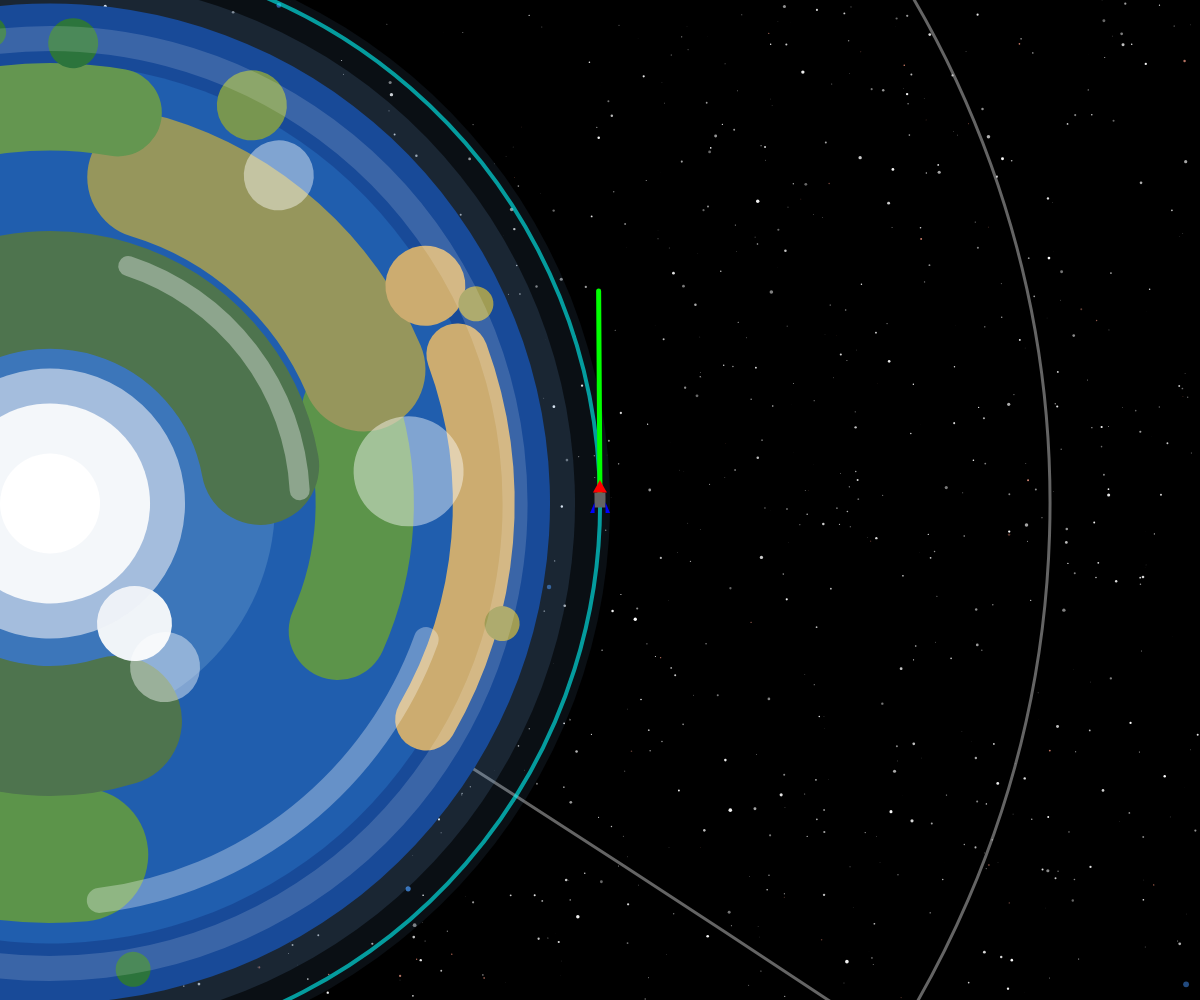
Frame 1 (no input)
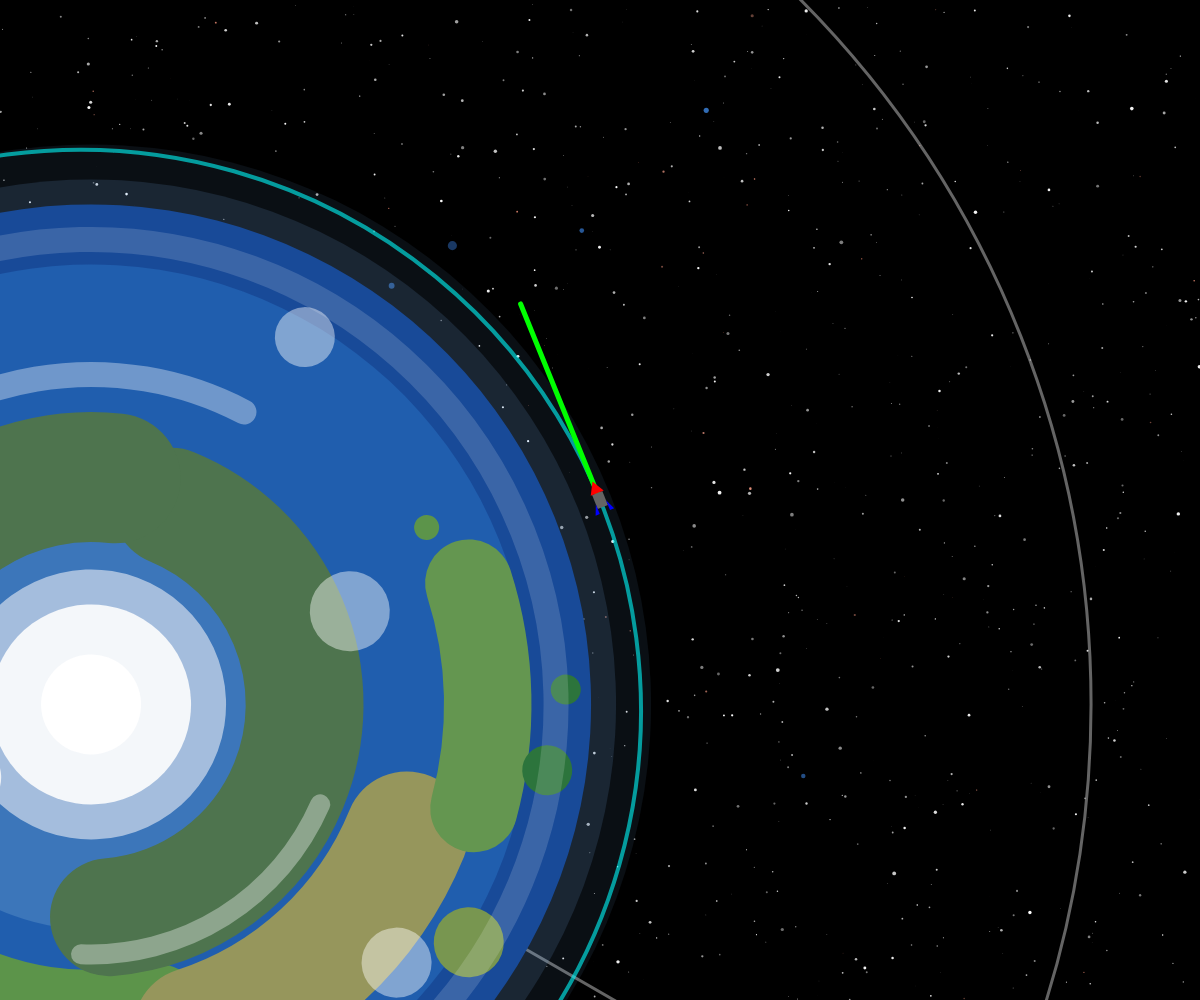
Frame 60 (no input)
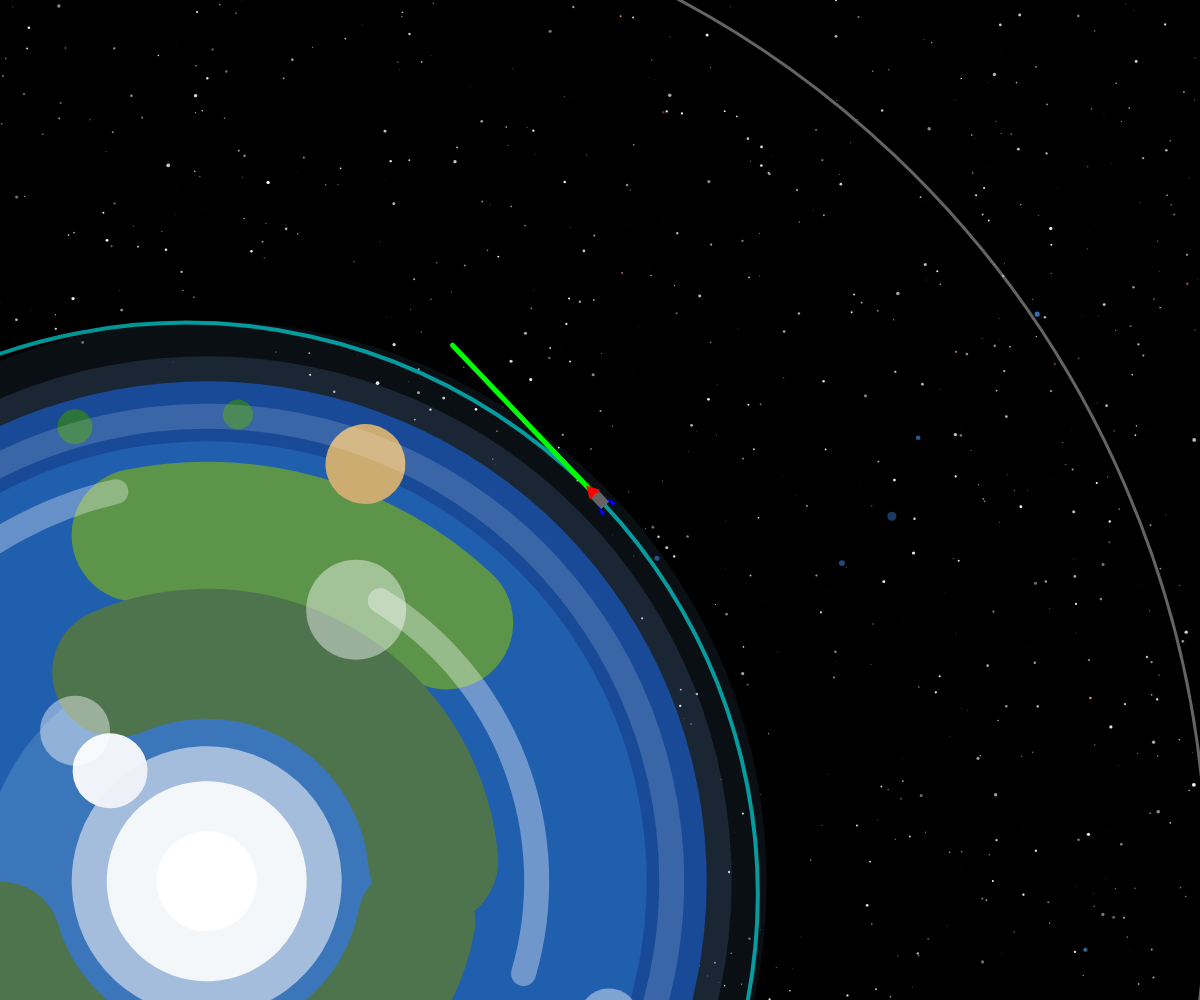
Frame 120 (the mouse pressed at the canvas centre since frame 60)

The p5.js sketch that drew these frames (run headless with seeded random() and noise() and a simulated clock; from frame 60 on, the mouse is pressed at the canvas centre):

// p5.js sketch
// ── sketch.js
/**
 * Width of the canvas
 */
var SCREEN_WIDTH;
/**
 * Height of the canvas
 */
var SCREEN_HEIGHT;
/**
 * Instance of the planet (3D) part of the experience
 */
var planetInstance;
/**
 * If the player is in the space (2D) part and not the planet (3D) part
 */
var isSpace;
/**
 * Instance of the space (2D) part of the experience
 */
var spaceInstance;

/**
 * Class representing the space (2D) part of the experience
 */
class Space {
    /**
     * Constant representing the acceleration per second squared
     */
    MOVE_ACCELERATION;
    /**
     * Constant representing radians pers second squared
     */
    ROTATION_ACCELERATION;
    /**
     * Constant representing rotation kept per second
     */
    ROTATION_DAMPENING

    /**
     * Vector2D containing the position of the camera
     */
    camPos;
    /**
     * number representing the zoom level
     */
    scale;
    /**
     * Array containing all the objects in the world
     */
    objects;

    /**
     * Index of the object that the player is probably most obviously orbiting around
     */
    parentIndex;
    /**
     * Index of the player
     */
    playerIndex;

    /**
     * Creates an instance of the space portion
     * @param {number} orbitBody Body to start the player orbiting. Equal to the index minus one
     */
    constructor(orbitBody) {
        this.MOVE_ACCELERATION = 5;
        this.ROTATION_ACCELERATION = 2.5;
        this.ROTATION_DAMPENING = 0.3;
        this.camPos = new Vector2D(0, 0);
        this.scale = 1;
        this.state = 0;

        let sun =     new Body(0,   null,               0,     0,  0);
        let mercury = new Body(1,    sun, 0.8252 * TWO_PI, 15000,  1);
        let venus =   new Body(2,    sun, 0.4291 * TWO_PI, 20000,  1);
        let earth =   new Body(3,    sun, 0.1623 * TWO_PI, 26000,  1);
        let moon =    new Body(4,  earth, 0.4649 * TWO_PI,  1000,  1);
        let mars =    new Body(5,    sun, 0.6229 * TWO_PI, 33000,  1);
        let jupiter = new Body(6,    sun, 0.0167 * TWO_PI, 48000,  1);
        let saturn =  new Body(7,    sun, 0.8520 * TWO_PI, 64000,  1);
        let uranus =  new Body(8,    sun, 0.9198 * TWO_PI, 81000,  1);
        let neptune = new Body(9,    sun, 0.2881 * TWO_PI, 98000,  1);

        this.objects = [null, sun, mercury, venus, earth, moon, mars, jupiter, saturn, uranus, neptune];
        
        
        this.playerIndex = 0;
        this.parentIndex = 1;

        this.teleportPlayer(orbitBody + 1);
    }

    /**
     * Teleports the player into an orbit around the selected body
     * @param {number} objectIndex Index of the body to teleport to
     */
    teleportPlayer(objectIndex) {
        this.objects[this.playerIndex] = new Player(this.objects[objectIndex], 0, this.objects[objectIndex].getRadius() + 50, 1);
    }
    
    /**
     * Updates the scale
     * @param {number} scrollDistance Distance scrolled
     * @param {number} delta Time it took the last frame
     */
    updateScale(scrollDistance, delta) {
        this.scale = min(this.scale * pow(2, scrollDistance * delta * -0.1), 10);
    }

    /**
     * Displays the orbital path of the orbiter around the orbited. This function is just alot of math
     * @param {Body} orbiter Satellite orbiting
     * @param {Body} orbited Body the sattelite is orbiting around
     * @param {number} lineWidth Line width of the orbit display
     * @param {Color} color Color of the orbit display
     */
    displayOrbit(orbiter, orbited, lineWidth, color) {
        noFill();
        color.setStroke();
        strokeWeight(lineWidth);
        let sgp = orbited.mass; // Standard Gravitiational Parameter
        let isgp = 1 / sgp; // Inverse Standard Gravitiational Parameter
        let seperationVec = new Vector2D(orbiter.pos.x - orbited.pos.x, orbiter.pos.y - orbited.pos.y);
        let relativeVelocityVec = orbiter.vel.copy().sub(orbited.vel);
        let relativeVelocityMagnitude = relativeVelocityVec.magnitude();
        let seperationInverseMagnitude = 1 / seperationVec.magnitude();
        let semiMajorAxis = 1 / (2 * seperationInverseMagnitude - relativeVelocityMagnitude * relativeVelocityMagnitude * isgp);
        if (semiMajorAxis > 0) { // Is in orbit
            let specificRelativeAngularMomentum = seperationVec.x * relativeVelocityVec.y - seperationVec.y * relativeVelocityVec.x;
            let semiMinorAxis = sqrt(specificRelativeAngularMomentum * specificRelativeAngularMomentum * semiMajorAxis * isgp);
            let eccentricityVec = new Vector2D(relativeVelocityVec.y * specificRelativeAngularMomentum * isgp - seperationVec.x * seperationInverseMagnitude, 
                                          -1 * relativeVelocityVec.x * specificRelativeAngularMomentum * isgp - seperationVec.y * seperationInverseMagnitude);
            let orbitalAngle = atan2(-1 * eccentricityVec.y, eccentricityVec.x);
            let eccentricity = eccentricityVec.magnitude();
            let focusOffset = -1 * semiMajorAxis * eccentricity;
            
            push();
            translate(orbited.pos.x, -orbited.pos.y);
            rotate(orbitalAngle);
            translate(focusOffset, 0);
            ellipse(0, 0, 2 * semiMajorAxis, 2 * semiMinorAxis);
            pop();
        } else {
            line(orbiter.pos.x, -orbiter.pos.y, orbiter.pos.x + orbiter.vel.x * 100, -orbiter.pos.y - orbiter.vel.y * 100); // I hope that 100 is large enough
        }
    }

    /**
     * Handles player movement and updates all objects
     * @param {number} delta Time it took the last frame
     */
    process(delta) {
        if (keyIsDown('Slash')) {
            if (keyIsDown('Digit0')) {
                this.teleportPlayer(1);
            } else if (keyIsDown('Digit1')) {
                this.teleportPlayer(2);
            } else if (keyIsDown('Digit2')) {
                this.teleportPlayer(3);
            } else if (keyIsDown('Digit3')) {
                this.teleportPlayer(4);
            } else if (keyIsDown('Digit4')) {
                this.teleportPlayer(5);
            } else if (keyIsDown('Digit5')) {
                this.teleportPlayer(6);
            } else if (keyIsDown('Digit6')) {
                this.teleportPlayer(7);
            } else if (keyIsDown('Digit7')) {
                this.teleportPlayer(8);
            } else if (keyIsDown('Digit8')) {
                this.teleportPlayer(9);
            } else if (keyIsDown('Digit9')) {
                this.teleportPlayer(10);
            }
        }
        
        let player = this.objects[this.playerIndex];
        if (keyIsDown('KeyW')) {
            player.vel.x += this.MOVE_ACCELERATION * delta * cos(player.angle);
            player.vel.y += this.MOVE_ACCELERATION * delta * sin(player.angle);
        }
        if (keyIsDown('KeyS')) {
            player.vel.x -= this.MOVE_ACCELERATION * delta * cos(player.angle);
            player.vel.y -= this.MOVE_ACCELERATION * delta * sin(player.angle);
        }
        if (keyIsDown('KeyA')) {
            player.rotVel += this.ROTATION_ACCELERATION * delta;
        }
        if (keyIsDown('KeyD')) {
            player.rotVel -= this.ROTATION_ACCELERATION * delta;
        }
        if (keyIsDown('Space')) {
            player.rotVel = player.rotVel * pow(this.ROTATION_DAMPENING, delta);
        }

        let prevVel = player.vel.copy();

        let maxPull = null;
        for (let i = this.playerIndex + 1; i < this.objects.length; i++) {
            let pull = player.addGravitationalPull(this.objects[i], delta);

            if (maxPull == null || pull > maxPull) {
                maxPull = pull;
                this.parentIndex = i;
            }
        }

        for (let i = 0; i < this.objects.length; i++) {
            this.objects[i].tick(delta);
        }

        let parent = this.objects[this.parentIndex];
        
        if (player.pos.copy().sub(parent.pos).magnitude() < parent.getRadius() + 10) {
            planetInstance = new Planet(90, this.parentIndex - 1);
            isSpace = false;
            this.teleportPlayer(this.parentIndex);
        }

        let currVel = player.vel.copy().sub(parent.vel);

        prevVel.sub(parent.prevVel);

        let prevAngle = atan2(prevVel.y, prevVel.x);
        let currAngle = atan2(currVel.y, currVel.x);

        player.angle += currAngle - prevAngle;

    }

    /**
     * Draws stars to the screen. This could do with a rewrite but I don't want to touch it
     * @param {num} numStars Number of stars generated (not all are always shown)
     * @param {Vector2D} screenCenter Vector representing the center of the screen
     */
    drawStars(numStars, screenCenter) {
        noStroke();
        randomSeed(0);

        for (let i = 0; i < numStars; i++) {
            let paralax = random(0.01, 0.4)
            let brightness = random(100,255);
            let temp = (min(random(), random()) + min(random(), random())) * 0.5;
            let size = random(2, 4);
            
            if (size > 4 - 2 * this.scale * this.scale) {
                if (temp < 0.1) {
                    fill(brightness * (0.8 + temp) , brightness * (0.4 + temp * 1.8), brightness * (0.3 + temp * 2));
                    size *= temp * 10;
                } else if (temp < 0.8) {
                    fill(brightness);
                } else {
                    fill(brightness * (0.6 - temp * 0.4) , brightness * (1 - temp * 0.5), brightness * (0.8 + temp * 0.2));
                    size *= temp + 2;
                }
                size *= paralax * 2.5;

                let x = (random(0, SCREEN_WIDTH) - this.camPos.x * paralax) % SCREEN_WIDTH - screenCenter.x;
                let y = (random(0, SCREEN_HEIGHT) + this.camPos.y * paralax) % SCREEN_HEIGHT - screenCenter.y;
                let v = 1 / this.scale;
                for (let j = floor(v * -0.5); j <= ceil(v * 0.5) + 1; j++) {
                    if (abs((x + SCREEN_WIDTH * j) * this.scale) < SCREEN_WIDTH * 0.5) {
                        for (let k = floor(v * -0.5); k <= ceil(v * 0.5) + 1; k++) {
                            if (abs((y + SCREEN_HEIGHT * k) * this.scale) < SCREEN_HEIGHT * 0.5) {
                                circle((x + j * SCREEN_WIDTH) * this.scale + screenCenter.x, (y + k * SCREEN_HEIGHT) * this.scale + screenCenter.y, size * this.scale);
                            }
                        }
                    }
                }
            } else {
                random();
                random();
            }
        }
    }

    /**
     * Draws all the celestial bodies
     */
    drawObjects() {
        for (let i = this.objects.length - 1; i > 0; i--) {
            this.objects[i].display();
        }
    }

    /**
     * Does one fram of the game
     * @param {number} delta Time it took the last frame
     * @param {Vector2D} screenCenter Vector representing the center of the screen
     * @param {number} numStars Number of stars to generate (not all are always shown)
     */
    run(delta, screenCenter, numStars) {
        background(0);

        this.process(delta);

        this.camPos = this.objects[this.playerIndex].pos;

        this.drawStars(numStars, screenCenter);

        push();
        translate(screenCenter.x, screenCenter.y);
        scale(this.scale);
        translate(-this.camPos.x, this.camPos.y);

        for (let i = 2; i < this.objects.length; i++) {
            this.displayOrbit(this.objects[i], this.objects[i].parent, 3 / sqrt(this.scale), new Color(255, 255, 255, 100));
        }
        
        this.drawObjects();
        
        this.displayOrbit(this.objects[this.playerIndex], this.objects[this.parentIndex], 4 / sqrt(this.scale), new Color(0, 255, 255, 150));
      
        this.objects[0].display(this.objects[this.parentIndex], 5 / sqrt(this.scale));
        pop();
        
    }
}

/**
 * Class representing a player in the space (2D) part of the experience
 */
class Player {
    /**
     * Position of the player
     */
    pos;
    /**
     * Velocity of the player
     */
    vel;
    /**
     * Angle the player is facing
     */
    angle;
    /**
     * Rotational velocity of the player
     */
    rotVel;
    /**
     * Mass of the player
     */
    mass;
    /**
     * Creates a new player
     * @param {Body} parent Body that the player starts out orbiting
     * @param {number} startAngle Angle of the orbit that the player starts at
     * @param {number} dist Distance to orbit the body
     * @param {number} dir Direction to orbit (1 for counter-clockwise, -1 for clockwise)
     */
    constructor(parent, startAngle, dist, dir) {
        this.mass = 2;

        this.pos = new Vector2D(cos(startAngle), sin(startAngle));
        this.vel = new Vector2D(-this.pos.y, this.pos.x); // Rotate pos by 90 degrees
        this.pos.mult(dist).add(parent.pos);

        let oribitalVelocity = sqrt(parent.mass / abs(this.pos.copy().sub(parent.pos).magnitude()));
        this.vel.mult(oribitalVelocity * dir).add(parent.vel);

        this.angle = startAngle + PI / 2 * dir;
        this.rotVel = 0;
    }

    /**
     * Does a physics tick
     * @param {number} delta Time it took the last frame
     */
    tick(delta) {
        this.pos.add(this.vel.copy().mult(delta));
        this.angle += this.rotVel * delta;
    }

    /**
     * Draws the player and velocity vector to the screen
     * @param {Body} parent Body the player is orbiting
     * @param {number} lineWidth Width of the velocity line
     */
    display(parent, lineWidth) {
        push();
        translate(this.pos.x, -this.pos.y);
        let relVel = this.vel.copy().sub(parent.vel).mult(2);
        stroke(0, 255, 0);
        strokeWeight(lineWidth);
        line(0, 0, relVel.x, -relVel.y)
        rotate(-this.angle);

        rectMode(CENTER);
        fill(100);
        noStroke();
        rect(0, 0, 15, 11);

        fill(255, 0, 0);
        triangle(7.5, -7, 7.5, 7, 20, 0);

        fill(0, 0, 255);
        triangle(-2.5, 5.5, -13, 5.5, -13, 10);
        triangle(-2.5, -5.5, -13, -5.5, -13, -10);

        // fill(0, 255, 255);
        // rect(2, 0, 3)

        // fill(200);
        // rect(-4.5, 0, 6, 3)

        pop();
    }

    /**
     * Adds the pull felt on the player by the input body
     * @param {Body} object Body that is applying the force
     * @param {number} delta Time it took the last frame
     * @returns A number where the maximum is probably the best option for what body the player is orbiting (force / distance)
     */
    addGravitationalPull(object, delta) {
        let seperation = this.pos.copy().sub(object.pos);
        let inverseMagnitude = 1 / seperation.magnitude();
        seperation.mult(inverseMagnitude); // Normalize
        let force = this.mass * object.mass * inverseMagnitude * inverseMagnitude;

        this.vel.sub(seperation.mult(force / this.mass * delta));
        
        return force * inverseMagnitude;
    }
}

/**
 * Class representing a celestial body in the space (2D) part of the experience
 */
class Body {
    /**
     * Position of the body
     */
    pos;
    /**
     * Velocity vector of the body
     */
    vel;
    /**
     * Angle of the current position of the orbit
     */
    orbitalAngle;
    /**
     * Distance between this and its parent's center of mass
     */
    orbitDistance;
    /**
     * Radians roated per second
     */
    orbitSpeed;
    /**
     * Units moved per second
     */
    orbitalSpeed;
    /**
     * The celestial body represented as a number
     */
    bodyEnum;
    /**
     * The mass of the object
     */
    mass;
    /**
     * Object this body is orbiting, or null if it isn't orbiting anything
     */
    parent;

    /**
     * Angle the planet has rotated about it's north pole
     */
    angle;
    /**
     * Roatational velocity the planet has about it's north pole
     */
    rotVel;
    /**
     * The velocity in the previous tick
     */
    prevVel;

    /**
     * Creates a new celestial body
     * @param {number} bodyEnum Number representing the celestial body. 0-Sun 1-Mercury ... 3-Earth 4-Moon 5-Mars ... 9-Neptune
     * @param {Body} parent Body it is orbiting
     * @param {number} startAngle Angle that the body starts with relative to its parent
     * @param {number} dist Distance of the orbit
     * @param {number} dir Direction of the orbit (1 for counter-clockwise, -1 for clockwise)
     */
    constructor(bodyEnum, parent, startAngle, dist, dir) {
        this.bodyEnum = bodyEnum;
        this.parent = parent;
        this.orbitalAngle = startAngle;
        this.orbitDistance = dist;
        
        if (this.parent != null) {
            this.pos = new Vector2D(cos(this.orbitalAngle), sin(this.orbitalAngle)).mult(this.orbitDistance).add(this.parent.pos);
            this.orbitSpeed = dir * sqrt(this.parent.mass / (this.orbitDistance * this.orbitDistance * this.orbitDistance));
            this.orbitalSpeed = sqrt(this.parent.mass / abs(this.pos.copy().sub(this.parent.pos).magnitude())) * dir;
            this.vel = new Vector2D(-sin(this.orbitalAngle), cos(this.orbitalAngle)).mult(this.orbitalSpeed).add(this.parent.vel);
        } else {
            this.pos = new Vector2D(0, 0);
            this.vel = new Vector2D(0, 0);
            this.orbitSpeed = 0;
            this.orbitalSpeed = 0;
        }

        this.angle = startAngle + PI;
        this.prevVel = this.vel.copy();

        switch (this.bodyEnum) {
            case 0: 
                this.mass = 10000000000;
                this.rotVel = 0.35;
                break;
            case 1: 
                this.mass = 3000000;
                this.rotVel = this.orbitSpeed * 1.5;
                break;
            case 2: 
                this.mass = 6000000;
                this.rotVel = this.orbitSpeed * -0.924;
                break;
            case 3: 
                this.mass = 6001000;
                this.rotVel = this.orbitSpeed * 366.355;
                break;
            case 4: 
                this.mass = 1000000;
                this.rotVel = this.orbitSpeed;
                break;
            case 5: 
                this.mass = 4000000;
                this.rotVel = 8.55; // Lined up with earths rotation speed instead of its orbit speed
                break;
            case 6: 
                this.mass = 10000000;
                this.rotVel = this.orbitSpeed * 1791.7; // Not accurate
                break;
            case 7: 
                this.mass = 9000000;
                this.rotVel = 16.01; // Innacuratly lined up with jupiters rotation speed instead of its orbit speed
                break;
            case 8: 
                this.mass = 7000000;
                this.rotVel = -10.09;
                break;
            case 9: 
                this.mass = 7500000;
                this.rotVel = 10.46; // Innacuratly lined up with jupiters rotation speed instead of its orbit speed
                break;
        }

    }

    /**
     * Does a physics tick
     * @param {number} delta Time it took the last frame
     */
    tick(delta) {
        this.orbitalAngle += this.orbitSpeed * delta;
        this.pos = new Vector2D(cos(this.orbitalAngle), sin(this.orbitalAngle)).mult(this.orbitDistance);
        this.angle += this.rotVel * delta;
        if (this.parent != null) {
            this.pos.add(this.parent.pos);
            this.prevVel = this.vel;
            this.vel = new Vector2D(-sin(this.orbitalAngle), cos(this.orbitalAngle)).mult(this.orbitalSpeed).add(this.parent.vel);
        }
    }

    /**
     * Displays the body
     */
    display() {
        push();
        translate(this.pos.x, -this.pos.y);
        if (this.bodyEnum != 8) {
            rotate(-this.angle);
        }
        switch (this.bodyEnum) {
            case 0: 
                {
                    push();
                    const R  = 8700;     // ~2913
                    const px = 0;
                    const py = 0;

                    // ---------- Corona glow (3 circles) ----------
                    // Drawn first, so the disc sits on top.
                    // [diameter factor, alpha]
                    const corona = [
                        [1.40, 18],
                        [1.22, 26],
                        [1.08, 40],
                    ];
                    noStroke();
                    for (const c of corona) {
                        fill(255, 210, 110, c[1]);
                        circle(px, py, R * 2 * c[0]);
                    }

                    // ---------- Photosphere: concentric bands (5 circles) ----------
                    // Slightly deeper orange at the edge, brighter yellow toward the centre.
                    // [radius factor, r, g, b]  (largest first, so smaller ones draw on top)
                    const bands = [
                        [1.00, 246, 150,  40],
                        [0.92, 249, 168,  52],
                        [0.80, 251, 185,  66],
                        [0.62, 253, 202,  86],
                        [0.35, 254, 218, 110],
                    ];
                    noStroke();
                    for (const b of bands) {
                        fill(b[1], b[2], b[3]);
                        circle(px, py, R * 2 * b[0]);
                    }

                    // ---------- Convection swirls (31 arcs) ----------
                    // The frame already turns with the Sun at its equatorial rate, so each ring only needs
                    // the difference: -this.angle * (rel - 1), where rel is that ring's rotation rate
                    // divided by the equator's. Seen from above the pole, the equator is the rim, so
                    // inner rings lag behind outer ones. Adding the offset to the arc angles avoids
                    // a push/rotate/pop per arc. this.angle can be any size.
                    const diffScale = 1;   // 1 = real solar rotation profile, 2-3 = exaggerated, 0 = fixed to the surface
                    const drift     = 0;   // extra multiple of this.angle applied to every ring (e.g. 0.1 to make all swirls creep forward)

                    // [radius factor, thickness factor, number of arcs]
                    const swirlRings = [
                    [0.955, 0.035, 4],
                    [0.900, 0.040, 4],
                    [0.845, 0.040, 4],
                    [0.780, 0.045, 3],
                    [0.710, 0.045, 3],
                    [0.635, 0.045, 3],
                    [0.555, 0.045, 3],
                    [0.470, 0.040, 2],
                    [0.380, 0.040, 2],
                    [0.280, 0.035, 2],
                    [0.170, 0.030, 1],
                    ];
                    noFill();
                    strokeCap(ROUND);
                    for (let j = 0; j < swirlRings.length; j++) {
                    const rf = swirlRings[j][0];
                    const th = swirlRings[j][1];
                    const n  = swirlRings[j][2];

                    // Real solar rotation profile. In a pole-on view, sin^2(latitude) = 1 - rf^2.
                    const s2  = 1 - rf * rf;
                    const rel = (14.713 - 2.396 * s2 - 2.787 * s2 * s2) / 14.713;
                    const off = (-this.angle * ((rel - 1) * diffScale + drift)) % TWO_PI;

                    const slot = TWO_PI / n;                 // each arc gets its own slot, so arcs in a ring never overlap
                    strokeWeight(th * R);
                    for (let i = 0; i < n; i++) {
                        // deterministic pseudo-random values (no flicker between frames)
                        const seed = j * 20 + i;
                        let h2 = Math.sin(seed * 269.5 + 183.3) * 43758.5453; h2 -= Math.floor(h2);
                        let h1 = Math.sin(seed * 127.1 + 311.7) * 43758.5453; h1 -= Math.floor(h1);
                        let h3 = Math.sin(seed * 419.2 + 371.9) * 43758.5453; h3 -= Math.floor(h3);

                        const len   = slot * (0.35 + 0.45 * h2);          // arc length
                        const start = i * slot + (slot - len) * h1 + off; // position inside its slot

                        if ((i + j) % 2 === 0) stroke(255, 226, 130, (90 + 40 * h3) * 0.5);   // light
                        else                   stroke(205, 100,  28, (80 + 30 * h3) * 0.3);   // dark
                        arc(0, 0, rf * R * 2, rf * R * 2, start, start + len);
                    }
                    }

                    pop();
                    break;
                    }
            case 1: 
                {
                    push();
                    const R  = 250;            // planet radius (Mercury is ~0.042x Saturn's 1400)
                    const px = 0;
                    const py = 0;

                    // ---------- Planet base (1 circle) ----------
                    noStroke();
                    fill(138, 128, 118);
                    circle(px, py, R * 2);

                    // ---------- Caloris Basin (2 circles) ----------
                    fill(122, 111, 100);                              // darker rim
                    circle(px + R * 0.30, py - R * 0.25, R * 0.44);
                    fill(170, 148, 114);                              // lighter, smooth floor
                    circle(px + R * 0.30, py - R * 0.25, R * 0.34);

                    // ---------- Bright ray crater: rays (6 lines) ----------
                    // [angle, length factor]  (all rays stay inside the disc)
                    const bx = px - R * 0.28;
                    const by = py + R * 0.32;
                    const rays = [
                        [0.3, 0.42], [1.2, 0.50], [2.1, 0.36],
                        [3.0, 0.48], [4.1, 0.40], [5.2, 0.50],
                    ];
                    stroke(215, 205, 190, 110);
                    strokeWeight(R * 0.02);
                    strokeCap(ROUND);
                    for (const ry of rays) {
                        line(bx, by, bx + Math.cos(ry[0]) * ry[1] * R, by + Math.sin(ry[0]) * ry[1] * R);
                    }

                    // ---------- Craters (12 x 2 = 24 circles) ----------
                    // [x offset, y offset, diameter]  (all as fractions of R)
                    const craters = [
                        // original 7
                        [-0.45, -0.30, 0.16],
                        [-0.10, -0.62, 0.12],
                        [-0.62,  0.15, 0.20],
                        [ 0.10,  0.45, 0.22],
                        [ 0.55,  0.30, 0.14],
                        [-0.25,  0.62, 0.10],
                        [ 0.70, -0.05, 0.10],
                        // new 5 (four of them near the edge)
                        [-0.78, -0.35, 0.14],   // left edge
                        [ 0.62, -0.58, 0.16],   // upper-right edge
                        [ 0.35,  0.80, 0.12],   // lower-right edge
                        [-0.55,  0.68, 0.14],   // lower-left edge
                        [ 0.05, -0.88, 0.10],   // top edge
                    ];
                    noStroke();
                    for (const c of craters) {
                        const cx = px + c[0] * R;
                        const cy = py + c[1] * R;
                        fill(168, 158, 145);                            // lit rim
                        circle(cx, cy, c[2] * R);
                        fill(100, 92, 86);                              // shadowed floor, nudged off-centre
                        circle(cx + c[2] * R * 0.05, cy + c[2] * R * 0.05, c[2] * R * 0.70);
                    }

                    // ---------- Bright ray crater itself (2 circles) ----------
                    fill(235, 228, 215);
                    circle(bx, by, R * 0.10);
                    fill(190, 180, 165);
                    circle(bx, by, R * 0.05);

                    pop();
                    break;
                    }
            case 2: 
                {
                    push();
                    const R  = 400;            // planet radius (Venus is ~0.104x Saturn's 1400)
                    const px = 0;
                    const py = 0;

                    // ---------- Atmosphere (1 circle) ----------
                    noStroke();
                    fill(255, 225, 150, 30);            // pale sulfur-yellow, almost transparent
                    circle(px, py, R * 2 * 1.05);       // extends 10% beyond the planet's radius

                    // ---------- Cloud bands (7 circles, includes the planet base) ----------
                    // Seen from above the pole, latitude bands become concentric rings.
                    // [radius factor, r, g, b]  (largest first, so smaller ones draw on top)
                    const bands = [
                        [1.00, 226, 196, 128],
                        [0.88, 238, 214, 152],
                        [0.76, 229, 200, 132],
                        [0.64, 242, 222, 165],
                        [0.52, 230, 203, 138],
                        [0.40, 244, 226, 172],
                        [0.30, 226, 196, 128],
                    ];
                    noStroke();
                    for (const b of bands) {
                        fill(b[1], b[2], b[3]);
                        circle(px, py, R * 2 * b[0]);
                    }

                    // ---------- Cloud swirls (8 arcs) ----------
                    // Partial rings at different radii suggest the fast-rotating cloud deck.
                    // [radius factor, start angle, stop angle, thickness factor, r, g, b, alpha]
                    const swirls = [
                        [0.94, 0.2, 1.3, 0.035, 252, 238, 190, 130],
                        [0.94, 3.4, 4.3, 0.035, 214, 180, 112, 110],
                        [0.82, 1.8, 3.0, 0.030, 214, 180, 112, 110],
                        [0.82, 4.6, 5.8, 0.030, 252, 238, 190, 130],
                        [0.70, 0.6, 1.9, 0.028, 252, 238, 190, 130],
                        [0.70, 3.6, 4.7, 0.028, 214, 180, 112, 110],
                        [0.58, 2.2, 3.4, 0.025, 252, 238, 190, 120],
                        [0.58, 5.0, 6.1, 0.025, 214, 180, 112, 100],
                    ];
                    noFill();
                    strokeCap(ROUND);
                    for (const s of swirls) {
                        stroke(s[4], s[5], s[6], s[7]);
                        strokeWeight(s[3] * R);
                        arc(px, py, s[0] * R * 2, s[0] * R * 2, s[1], s[2]);
                    }

                    // ---------- Polar vortex (3 circles) ----------
                    // Venus's pole has a double-lobed vortex, drawn as a dark collar with two bright lobes.
                    noStroke();
                    fill(196, 160, 96);
                    circle(px, py, R * 0.40);                         // dark collar
                    fill(250, 238, 190);
                    circle(px - R * 0.06, py - R * 0.02, R * 0.14);   // lobe 1
                    circle(px + R * 0.06, py + R * 0.02, R * 0.14);   // lobe 2

                    pop();
                    break;
                    }
            case 3: 
                {
                    push();
                    const R  = 500;     // ~449
                    const px = 0;
                    const py = 0;

                    // Screen angle of the prime meridian (Greenwich) in degrees:
                    // 0 = right, 90 = down, 180 = left, 270 = up.
                    // To spin Earth counter-clockwise like the real one, use e.g. 270 - frameCount * 0.2
                    const rot  = 270;
                    const d2r  = Math.PI / 180;
                    const k    = 0.95;                                // pulls features inward so equatorial ones stay inside the disc
                    const spin = (rot - 270) * d2r;                   // carries the clouds along with the surface

                    // ---------- Atmosphere (2 circles) ----------
                    noStroke();
                    fill(130, 190, 255, 20);
                    circle(px, py, R * 2 * 1.12);
                    fill(130, 190, 255, 34);
                    circle(px, py, R * 2 * 1.05);

                    // ---------- Ocean (3 circles, includes the planet base) ----------
                    // [radius factor, r, g, b]  (largest first, so smaller ones draw on top)
                    const oceans = [
                        [1.00,  24,  74, 152],   // deep tropical ocean
                        [0.88,  32,  94, 174],   // mid-latitude ocean
                        [0.45,  60, 118, 186],   // paler Arctic Ocean
                    ];
                    for (const o of oceans) {
                        fill(o[1], o[2], o[3]);
                        circle(px, py, R * 2 * o[0]);
                    }

                    // ---------- Big continents (7 arcs) ----------
                    // Each is a thick arc, like Saturn's rings: the radial span comes from its
                    // latitude range and the angular span from its longitude range.
                    // [lat low, lat high, lon start, lon stop, r, g, b]  (east longitude positive)
                    const land = [
                        [ 12, 32,  -15,   35, 204, 172, 112],   // Sahara + North Africa
                        [ 40, 56,   -9,   32,  92, 148,  74],   // Europe
                        [ 32, 54,   38,   88, 150, 150,  92],   // Central Asia (steppe and deserts)
                        [ 22, 42,   95,  128, 100, 150,  80],   // China
                        [ 28, 53, -124,  -70,  92, 148,  74],   // USA
                        [ 55, 71,   25,  178,  78, 116,  78],   // Siberia (boreal forest)
                        [ 52, 70, -166,  -58,  78, 116,  78],   // Canada + Alaska
                    ];
                    noFill();
                    strokeCap(ROUND);
                    for (const l of land) {
                        const rIn  = k * Math.cos(l[1] * d2r);
                        const rOut = k * Math.cos(l[0] * d2r);
                        const mid  = (rIn + rOut) / 2;
                        stroke(l[4], l[5], l[6]);
                        strokeWeight((rOut - rIn) * R);
                        arc(px, py, mid * R * 2, mid * R * 2, (rot - l[3]) * d2r, (rot - l[2]) * d2r);
                    }

                    // ---------- Smaller landmasses (11 circles) ----------
                    // [latitude, longitude, diameter factor, r, g, b]
                    const spots = [
                        [ 72,  -40, 0.15, 240, 244, 248],   // Greenland (ice sheet)
                        [ 20, -102, 0.16, 204, 172, 112],   // Mexico
                        [ 10,  -85, 0.06,  44, 116,  60],   // Central America
                        [  5,  -65, 0.07,  44, 116,  60],   // northern South America
                        [ 24,   45, 0.16, 204, 172, 112],   // Arabia
                        [ 20,   78, 0.14, 120, 150,  80],   // India
                        [ 14,  102, 0.10,  44, 116,  60],   // Southeast Asia
                        [  1,  112, 0.06,  44, 116,  60],   // Borneo and Sumatra
                        [ 37,  138, 0.05,  92, 148,  74],   // Japan
                        [ 10,    0, 0.07, 160, 156,  84],   // Sahel
                        [  8,   40, 0.07, 160, 156,  84],   // Horn of Africa
                    ];
                    noStroke();
                    for (const s of spots) {
                        const rr = k * R * Math.cos(s[0] * d2r);
                        const a  = (rot - s[1]) * d2r;
                        fill(s[3], s[4], s[5]);
                        circle(px + rr * Math.cos(a), py + rr * Math.sin(a), s[2] * R);
                    }

                    // ---------- North polar ice (3 circles) ----------
                    // [radius factor, r, g, b, alpha]
                    const cap = [
                        [0.27, 236, 240, 246, 150],   // thin sea-ice fringe (translucent)
                        [0.20, 244, 247, 250, 255],   // main pack ice
                        [0.10, 255, 255, 255, 255],   // permanent ice core
                    ];
                    for (const c of cap) {
                        fill(c[1], c[2], c[3], c[4]);
                        circle(px, py, R * 2 * c[0]);
                    }

                    // ---------- Clouds (6 circles) ----------
                    // [radius factor, angle (deg), diameter factor]
                    const clouds = [
                        [0.62,  20, 0.20],
                        [0.55, 140, 0.16],
                        [0.72, 250, 0.22],
                        [0.40, 310, 0.14],
                        [0.85, 100, 0.12],
                        [0.80, 200, 0.14],
                    ];
                    fill(255, 255, 255, 110);
                    for (const c of clouds) {
                        const a = c[1] * d2r + spin;
                        circle(px + Math.cos(a) * c[0] * R, py + Math.sin(a) * c[0] * R, c[2] * R);
                    }

                    // ---------- Tropical cloud belt (1 circle) ----------
                    noFill();
                    stroke(255, 255, 255, 38);
                    strokeWeight(R * 0.05);
                    circle(px, py, R * 2 * 0.93);

                    // ---------- Storm swirls (3 arcs) ----------
                    // [radius factor, start angle, stop angle (radians), thickness factor, alpha]
                    const swirls = [
                        [0.66, 0.4, 1.7, 0.05, 90],
                        [0.50, 3.2, 4.4, 0.04, 90],
                        [0.80, 4.8, 5.9, 0.05, 80],
                    ];
                    strokeCap(ROUND);
                    for (const s of swirls) {
                        stroke(255, 255, 255, s[4]);
                        strokeWeight(s[3] * R);
                        arc(px, py, s[0] * R * 2, s[0] * R * 2, s[1] + spin, s[2] + spin);
                    }

                    pop();
                    break;
                    }
            case 4: 
                {
  push();
  const R  = 200     // ~159
  const px = 0;
  const py = 0;

  // Screen direction of the Earth-facing (near) side, in degrees:
  // 0 = right, 90 = down, 180 = left, 270 = up.
  const earthDir = 0;
  const d2r = Math.PI / 180;

  // ---------- Highland base (1 circle) ----------
  noStroke();
  fill(172, 168, 160);
  circle(px, py, R * 2);

  // ---------- Maria (8 arcs) ----------
  // Each mare is a thick arc, like Saturn's rings: the radial span comes from
  // its latitude range and the angular span from its longitude range.
  // Radius factors already include the 0.95 * cos(latitude) mapping.
  // [inner radius factor, outer radius factor, start lon, stop lon]
  const maria = [
    [0.868, 0.936,   53,   65],   // Mare Crisium
    [0.904, 0.950,   24,   42],   // Mare Tranquillitatis
    [0.749, 0.903,    9,   27],   // Mare Serenitatis
    [0.636, 0.881,  -30,   -6],   // Mare Imbrium
    [0.706, 0.945,  -70,  -42],   // Oceanus Procellarum
    [0.475, 0.572,  -35,   40],   // Mare Frigoris
    [0.489, 0.545,   74,   88],   // Mare Humboldtianum
    [0.806, 0.875,  142,  154],   // Mare Moscoviense (far side)
  ];
  noFill();
  stroke(88, 90, 96);
  strokeCap(ROUND);
  for (const m of maria) {
    const mid = (m[0] + m[1]) / 2;
    strokeWeight((m[1] - m[0]) * R);
    arc(px, py, mid * R * 2, mid * R * 2,
        (earthDir - m[3]) * d2r, (earthDir - m[2]) * d2r);
  }

  // ---------- Copernicus rays (7 lines) ----------
  // Copernicus sits almost on the limb, so its rays fan inward toward the pole.
  // [angle offset from the inward direction (radians), length factor]
  const cLat = 9.7;
  const cLon = -20;
  const cr = 0.95 * R * Math.cos(cLat * d2r);
  const ca = (earthDir - cLon) * d2r;
  const kx = px + cr * Math.cos(ca);
  const ky = py + cr * Math.sin(ca);
  const inward = Math.atan2(py - ky, px - kx);
  const rays = [
    [-1.2, 0.20], [-0.8, 0.34], [-0.4, 0.30], [0.0, 0.45],
    [ 0.4, 0.32], [ 0.8, 0.38], [ 1.2, 0.22],
  ];
  stroke(240, 238, 230, 90);
  strokeWeight(R * 0.015);
  strokeCap(ROUND);
  for (const ry of rays) {
    line(kx, ky,
         kx + Math.cos(inward + ry[0]) * ry[1] * R,
         ky + Math.sin(inward + ry[0]) * ry[1] * R);
  }

  // ---------- Craters (10 x 2 = 20 circles) ----------
  // [latitude, longitude (east +), diameter as a fraction of R]
  const craters = [
    [ 51.6,   -9, 0.06],   // Plato
    [ 63.5,  -63, 0.08],   // Pythagoras
    [ 62.0,  -31, 0.08],   // J. Herschel
    [ 88.6,   33, 0.07],   // Peary (right at the pole)
    [ 53.6,   57, 0.07],   // Endymion
    [ 55.9,  104, 0.10],   // Compton (far side)
    [ 42.3,  119, 0.11],   // Landau (far side)
    [ 45.3,  153, 0.12],   // Campbell (far side)
    [ 57.4,  194, 0.10],   // Rowland (far side)
    [ 58.7, -146, 0.16],   // Birkhoff (far side)
  ];
  noStroke();
  for (const c of craters) {
    const rr = 0.95 * R * Math.cos(c[0] * d2r);
    const a  = (earthDir - c[1]) * d2r;
    const cx = px + rr * Math.cos(a);
    const cy = py + rr * Math.sin(a);
    fill(198, 194, 186);                            // lit rim
    circle(cx, cy, c[2] * R);
    fill(122, 120, 118);                            // shadowed floor, nudged off-centre
    circle(cx + c[2] * R * 0.05, cy + c[2] * R * 0.05, c[2] * R * 0.70);
  }

  // ---------- Bright young craters (3 x 2 = 6 circles) ----------
  // [latitude, longitude (east +), diameter as a fraction of R]
  const bright = [
    [cLat,  cLon, 0.06],   // Copernicus
    [23.7,   -47, 0.05],   // Aristarchus
    [16.1,    47, 0.04],   // Proclus
  ];
  for (const b of bright) {
    const rr = 0.95 * R * Math.cos(b[0] * d2r);
    const a  = (earthDir - b[1]) * d2r;
    const bx = px + rr * Math.cos(a);
    const by = py + rr * Math.sin(a);
    fill(240, 238, 230);                            // bright ejecta
    circle(bx, by, b[2] * R);
    fill(165, 162, 156);                            // floor
    circle(bx + b[2] * R * 0.03, by + b[2] * R * 0.03, b[2] * R * 0.45);
  }

  pop();
  break;
}
            case 5: 
                {
                    push();
                    const R  = 350;
                    const px = 0;
                    const py = 0;

                    // ---------- Thin atmosphere haze (1 circle) ----------
                    noStroke();
                    fill(230, 160, 120, 33);
                    circle(px, py, R * 2 * 1.05);

                    // ---------- Terrain bands (6 circles, includes the planet base) ----------
                    // Seen from above the pole, latitude bands become concentric rings.
                    // [radius factor, r, g, b]  (largest first, so smaller ones draw on top)
                    const bands = [
                        [1.00, 198, 104,  60],   // equatorial rust
                        [0.88, 212, 128,  84],   // bright dusty plains
                        [0.74, 186,  96,  58],
                        [0.60, 170,  88,  54],
                        [0.48, 128,  72,  50],   // dark northern plains
                        [0.40,  84,  52,  42],   // very dark dune sea ringing the cap
                    ];
                    for (const b of bands) {
                        fill(b[1], b[2], b[3]);
                        circle(px, py, R * 2 * b[0]);
                    }

                    // ---------- Dark albedo patches (4 circles) ----------
                    // Semi-transparent dark regions near the edge (Syrtis Major and friends).
                    // [x offset, y offset, diameter]  (all as fractions of R)
                    const patches = [
                        [-0.60,  0.50, 0.30],
                        [ 0.15,  0.78, 0.26],
                        [-0.80, -0.20, 0.22],
                        [ 0.72,  0.36, 0.20],
                    ];
                    fill(96, 58, 44, 140);
                    for (const p of patches) {
                        circle(px + p[0] * R, py + p[1] * R, p[2] * R);
                    }

                    // ---------- Volcanoes (4 x 2 = 8 circles) ----------
                    // Olympus Mons plus the three Tharsis Montes, clustered near the upper-right edge.
                    // [x offset, y offset, diameter]  (all as fractions of R)
                    const volcanoes = [
                        [ 0.061, -0.858, 0.15],   // Olympus Mons
                        [ 0.418, -0.729, 0.10],   // Ascraeus Mons
                        [ 0.585, -0.603, 0.10],   // Pavonis Mons
                        [ 0.716, -0.439, 0.10],   // Arsia Mons
                    ];
                    for (const v of volcanoes) {
                        const vx = px + v[0] * R;
                        const vy = py + v[1] * R;
                        fill(150, 84, 54);                              // broad shield
                        circle(vx, vy, v[2] * R);
                        fill(96, 54, 40);                               // caldera
                        circle(vx, vy, v[2] * R * 0.35);
                    }

                    // ---------- North polar ice cap (3 circles) ----------
                    // [radius factor, r, g, b, alpha]
                    const cap = [
                        [0.32, 236, 228, 222, 170],   // seasonal frost fringe (translucent)
                        [0.24, 238, 240, 244, 255],   // main cap (slightly blue-white)
                        [0.13, 255, 255, 255, 255],   // bright residual water-ice core
                    ];
                    for (const c of cap) {
                        fill(c[1], c[2], c[3], c[4]);
                        circle(px, py, R * 2 * c[0]);
                    }

                    // ---------- Cap detail (3 arcs + 1 line) ----------
                    // Spiral troughs: partial rings in the ice.
                    // [radius factor, start angle, stop angle]
                    const troughs = [
                        [0.21, 0.3, 1.6],
                        [0.185, 2.6, 4.0],
                        [0.16, 4.4, 5.9],
                    ];
                    noFill();
                    stroke(150, 165, 185, 120);
                    strokeWeight(R * 0.012);
                    strokeCap(ROUND);
                    for (const t of troughs) {
                        arc(px, py, t[0] * R * 2, t[0] * R * 2, t[1], t[2]);
                    }

                    // Chasma Boreale: the big canyon notched into the cap
                    const cb = 0.9;                                   // angle around the pole
                    stroke(140, 126, 124);
                    strokeWeight(R * 0.03);
                    line(px + Math.cos(cb) * R * 0.10, py + Math.sin(cb) * R * 0.10,
                        px + Math.cos(cb) * R * 0.24, py + Math.sin(cb) * R * 0.24);

                    pop();
                    break;
                    }
            case 6: 
                {
                    push();
                    const R  = 1500;            // planet radius (Jupiter is ~1.19x Saturn's 1400)
                    const px = 0;
                    const py = 0;

                    // ---------- Atmosphere glow (1 circle) ----------
                    noStroke();
                    fill(230, 200, 160, 25);
                    circle(px, py, R * 2 * 1.06);

                    // ---------- Planet: concentric cloud bands (10 circles) ----------
                    // Seen from above the pole, latitude bands become concentric rings:
                    // the equator is at the edge and the pole is at the centre.
                    // [radius factor, r, g, b]  (largest first, so smaller ones draw on top)
                    const bands = [
                        [1.00, 232, 214, 178],  // Equatorial Zone (cream)
                        [0.91, 168, 108,  66],  // North Equatorial Belt (dark brown)
                        [0.82, 226, 201, 162],  // North Tropical Zone (light)
                        [0.73, 188, 128,  82],  // North Temperate Belt (orange-brown)
                        [0.64, 230, 208, 172],  // North Temperate Zone (cream)
                        [0.55, 162, 118,  88],  // North North Temperate Belt
                        [0.45, 214, 192, 160],  // light zone
                        [0.34, 152, 124, 104],  // polar belt (greyer)
                        [0.22, 128, 108, 100],  // polar haze
                        [0.10, 100,  90,  92],  // pole
                    ];
                    for (const b of bands) {
                        fill(b[1], b[2], b[3]);
                        circle(px, py, R * 2 * b[0]);
                    }

                    // ---------- Cloud swirls (10 arcs) ----------
                    // [radius factor, start angle, stop angle, thickness factor, r, g, b, alpha]
                    const swirls = [
                    [0.940, 0.3, 1.4, 0.030, 150, 100,  66, 110],   // dark, in the cream equatorial zone
                    [0.940, 3.5, 4.8, 0.030, 150, 100,  66, 110],
                    [0.865, 1.0, 2.4, 0.030, 236, 212, 170, 120],   // light, in the dark north equatorial belt
                    [0.865, 4.0, 5.3, 0.030, 236, 212, 170, 120],
                    [0.775, 2.6, 3.7, 0.025, 165, 110,  72, 110],   // dark, in the light tropical zone
                    [0.685, 0.2, 1.5, 0.028, 232, 208, 168, 120],   // light, in the orange-brown belt
                    [0.685, 3.3, 4.6, 0.028, 232, 208, 168, 120],
                    [0.595, 1.8, 3.0, 0.025, 160, 108,  72, 110],   // dark, in the cream temperate zone
                    [0.500, 0.8, 2.1, 0.025, 226, 202, 164, 110],   // light, in the dark belt
                    [0.395, 3.0, 4.2, 0.022, 140, 100,  78, 100],   // dark, in the light polar zone
                    ];
                    noFill();
                    strokeCap(ROUND);
                    for (const s of swirls) {
                    stroke(s[4], s[5], s[6], s[7]);
                    strokeWeight(s[3] * R);
                    arc(px, py, s[0] * R * 2, s[0] * R * 2, s[1], s[2]);
                    }

                    // ---------- Stroked circles (2 circles) ----------
                    // [inner factor, outer factor, r, g, b, alpha]
                    const rings = [
                        [0.92, 1.00, 100,  70,  40,  50],  // limb darkening
                        [1.72, 1.81, 150, 120, 100,  30],  // Jupiter's very faint main ring
                    ];
                    noFill();
                    for (const rg of rings) {
                        stroke(rg[2], rg[3], rg[4], rg[5]);
                        strokeWeight((rg[1] - rg[0]) * R);
                        circle(px, py, (rg[0] + rg[1]) * R);   // diameter = 2 * mid radius
                    }

                    pop();
                    break;
                    }
            case 7: 
                {
                    push();
                    const R  = 1400;            // planet radius
                    const px = 0;
                    const py = 0;

                    // ---------- Atmosphere glow (1 circle) ----------
                    noStroke();
                    fill(220, 190, 90, 28);
                    circle(px, py, R * 2 * 1.08);

                    // ---------- Planet: concentric latitude bands (7 circles) ----------
                    // [radius factor, r, g, b]  (largest first, so smaller ones draw on top)
                    const bands = [
                        [1.00, 200, 168,  70],
                        [0.85, 225, 195, 115],
                        [0.70, 203, 170,  78],
                        [0.55, 220, 188, 100],
                        [0.40, 195, 160,  70],
                    ];
                    for (const b of bands) {
                        fill(b[1], b[2], b[3]);
                        circle(px, py, R * 2 * b[0]);
                    }

                    // ---------- Cloud swirls (8 arcs) ----------
                    // [radius factor, start angle, stop angle, thickness factor, r, g, b, alpha]
                    const swirls = [
                    [0.925, 0.4, 1.6, 0.035, 165, 125,  55,  90],   // dark
                    //[0.925, 3.6, 4.7, 0.035, 245, 222, 150, 100],   // light
                    [0.775, 1.9, 3.1, 0.035, 245, 222, 150, 100],
                    //[0.775, 4.9, 6.0, 0.035, 165, 125,  55,  90],
                    [0.625, 0.7, 1.9, 0.030, 165, 125,  55,  90],
                    //[0.475, 3.0, 4.3, 0.030, 245, 222, 150, 100],
                    [0.325, 5.0, 6.2, 0.025, 165, 125,  55,  90],
                    //[0.175, 1.2, 2.5, 0.020, 245, 222, 150, 100],
                    ];
                    noFill();
                    strokeCap(ROUND);
                    for (const s of swirls) {
                    stroke(s[4], s[5], s[6], s[7]);
                    strokeWeight(s[3] * R);
                    arc(px, py, s[0] * R * 2, s[0] * R * 2, s[1], s[2]);
                    }

                    // ---------- North polar hexagon, 2012-2013 (3 hexagons + 2 circles) ----------
                    // In these years the polar region looked blue, unlike the golden look of 2016-2017.
                    // Each side is ~14,500 km, which equals the circumradius of a regular hexagon:
                    // 14,500 / 58,232 = ~0.25R
                    const hexR = R * 0.25;
                    // [scale, fill r, g, b, a, stroke r, g, b, a, stroke weight factor]
                    const hexLayers = [
                    [1.00, 100, 144 * 1.2, 162, 110,  70, 108 * 1.2, 124, 115, 0.020],   // teal-grey hexagon with dark teal jet-stream edge
                    [0.90,   0,   0,   0,   0, 146, 184 * 1.2, 194,  45, 0.010],   // faint pale inner ridge
                    [0.62, 118, 158 * 1.2, 174, 82.5,   0,   0,   0,   0, 0.000],   // slightly lighter inner collar
                    ];
                    strokeJoin(ROUND);
                    for (const h of hexLayers) {
                    fill(h[1], h[2], h[3], h[4]);
                    stroke(h[5], h[6], h[7], h[8]);
                    strokeWeight(h[9] * R);
                    beginShape();
                    for (let i = 0; i < 6; i++) {
                        const a = -HALF_PI + i * TWO_PI / 6;          // one vertex points up
                        vertex(Math.cos(a) * hexR * h[0], Math.sin(a) * hexR * h[0]);
                    }
                    endShape(CLOSE);
                    }

                    // Polar vortex: pale eyewall with a dark blue eye
                    noStroke();
                    fill(172, 204, 208);          // pale teal eyewall
                    circle(0, 0, R * 2 * 0.065);
                    fill(52, 86, 102);            // dark teal eye
                    circle(0, 0, R * 2 * 0.032);

                    // ---------- Main rings (10 circles) ----------
                    // Full circles look the same at any rotation, so they need no extra spin.
                    // [inner factor, outer factor, r, g, b, alpha]
                    const rings = [
                    [0.92, 1.00, 100,  70,  20,  55],  // limb darkening
                    [1.11, 1.24, 150, 120,  80,  40],  // D ring (faint)
                    [1.24, 1.53, 150, 125,  90,  95],  // C ring
                    [1.36, 1.42, 130, 105,  75,  70],  // C ringlet (dark stripe)
                    [1.53, 1.72, 215, 185, 120, 215],  // B ring, inner
                    [1.72, 1.82, 235, 205, 140, 235],  // B ring, bright core
                    [1.82, 1.95, 220, 190, 125, 220],  // B ring, outer
                    // 1.95 - 2.03 is left empty: Cassini Division
                    [2.03, 2.21, 200, 170, 110, 200],  // A ring
                    [2.22, 2.27, 200, 170, 110, 190],  // A ring, outer (after Encke Gap)
                    [2.32, 2.335, 235, 210, 155, 170], // F ring
                    ];
                    noFill();
                    for (const rg of rings) {
                    stroke(rg[2], rg[3], rg[4], rg[5]);
                    strokeWeight((rg[1] - rg[0]) * R);
                    circle(0, 0, (rg[0] + rg[1]) * R);
                    }

                    // ---------- Density clumps (9 arcs) ----------
                    // Brighter and darker partial arcs inside the C, B and A rings.
                    // The frame already turns at Saturn's spin (ratio 1), so each arc only needs
                    // the difference: -this.angle * (ratio - 1).
                    // Each arc's ratio comes from Kepler's third law: ratio = ringSpeed * (1.74 / r)^1.5,
                    // where 1.74 is the B ring's middle and ringSpeed is the ratio there.
                    // Inner arcs run ahead of the planet and outer arcs fall behind it.
                    const ringSpeed = 1.11;   // B ring orbital speed / Saturn spin (9.5 h vs 10.6 h)
                    // [radius factor, start angle, stop angle, thickness factor, r, g, b, alpha]
                    const clumps = [
                    [1.30, 0.4, 1.9, 0.05, 105,  85,  60,  70],   // C ring, dark
                    //[1.45, 3.4, 5.0, 0.05, 185, 160, 118,  70],   // C ring, light
                    [1.60, 0.9, 2.6, 0.08, 245, 222, 160, 120],   // B ring, light
                    //[1.70, 3.9, 5.6, 0.08, 170, 135,  85, 110],   // B ring, dark
                    [1.80, 1.6, 3.2, 0.08, 250, 232, 175, 120],   // B ring, light
                    //[1.89, 4.6, 6.1, 0.07, 165, 130,  80, 100],   // B ring, dark
                    [2.07, 0.2, 1.6, 0.06, 225, 198, 140, 110],   // A ring, light
                    //[2.12, 2.8, 4.4, 0.06, 150, 118,  75, 100],   // A ring, dark
                    [2.25, 5.0, 6.2, 0.04, 225, 198, 140, 100],   // A ring, outer band, light
                    ];
                    strokeCap(ROUND);
                    for (const c of clumps) {
                    const ratio = ringSpeed * Math.pow(1.74 / c[0], 1.5);
                    push();
                    rotate(-this.angle * (ratio - 1));
                    stroke(c[4], c[5], c[6], c[7]);
                    strokeWeight(c[3] * R);
                    arc(0, 0, c[0] * R * 2, c[0] * R * 2, c[1], c[2]);
                    pop();
                    }

                    // ---------- B ring spokes (6 lines) ----------
                    // Spokes follow Saturn's magnetic field, so they turn with the planet.
                    // The frame already does that, so they need no rotation of their own.
                    // [angle, inner radius factor, outer radius factor]
                    const spokes = [
                    [0.5, 1.68, 1.84],
                    //[1.4, 1.74, 1.86],
                    [2.3, 1.70, 1.80],
                    //[3.9, 1.66, 1.84],
                    [4.8, 1.72, 1.86],
                    //[5.6, 1.70, 1.82],
                    ];
                    stroke(105, 80, 55, 110);
                    strokeWeight(R * 0.03);
                    for (const sp of spokes) {
                    push();
                    rotate(sp[0]);
                    line(sp[1] * R, 0, sp[2] * R, 0);
                    pop();
                    }

                    pop();
                    break;
                    }
            case 8: 
               {
                    push();
                    const R        = 900;      // planet radius (Uranus is ~0.42x Saturn's 1400)
                    const tilt     = PI;        // extra rotation in radians (0 = poles left/right)
                    const ringOpen = 0.135;    // sin of ring opening angle (~7.8 deg, from the 97.8 deg axial tilt)

                    rotate(tilt);

                    // ---------- Atmosphere glow ----------
                    noStroke();
                    fill(150, 225, 235, 22);
                    circle(0, 0, R * 2 * 1.07);

                    // ---------- Ring data ----------
                    // [radius factor, thickness factor, r, g, b, alpha]
                    const rings = [
                        [1.65, 0.030, 150, 150, 150,  55],  // 6, 5, 4 rings
                        [1.77, 0.020, 165, 165, 165,  65],  // alpha + beta
                        [1.86, 0.035, 175, 175, 175,  80],  // eta, gamma, delta
                        [1.96, 0.012, 170, 170, 170,  70],  // lambda
                        [2.00, 0.030, 215, 215, 215, 200],  // epsilon (brightest)
                        [2.63, 0.060, 170, 175, 185,  22],  // nu (faint, broad)
                        [3.82, 0.200, 140, 165, 220,  14],  // mu (very faint, bluish)
                    ];

                    // ---------- Far half of the rings (drawn first, planet hides part of it) ----------
                    noFill();
                    for (const rg of rings) {
                        stroke(rg[2], rg[3], rg[4], rg[5]);
                        strokeWeight(rg[1] * R);
                        arc(0, 0, rg[0] * R * 2 * ringOpen, rg[0] * R * 2, -HALF_PI, HALF_PI);
                    }

                    // ---------- Planet base ----------
                    noStroke();
                    fill(118, 186, 202);            // darker southern hemisphere (left)
                    circle(0, 0, R * 2);

                    // ---------- Cloud bands (vertical stripes, curved by the tilt) ----------
                    // Each row paints everything to the RIGHT of one latitude line.
                    // [axis position (-1 = south pole ... +1 = north pole), r, g, b]
                    const bands = [
                        [-0.80, 132, 198, 212],
                        [-0.55, 142, 207, 220],
                        [-0.30, 152, 214, 226],
                        [-0.05, 160, 220, 231],
                        [ 0.20, 168, 226, 235],
                        [ 0.42, 176, 230, 238],
                        [ 0.55, 186, 236, 242],
                        [ 0.68, 158, 218, 230],   // darker polar collar
                        [ 0.78, 205, 245, 249],   // bright polar cap
                    ];

                    push();
                    drawingContext.beginPath();
                    drawingContext.arc(0, 0, R, 0, TWO_PI);
                    drawingContext.clip();          // keep the stripes inside the disc

                    const cosO = Math.sqrt(1 - ringOpen * ringOpen);
                    for (const b of bands) {
                        const x0 = b[0] * R;                        // position along the spin axis
                        const r  = Math.sqrt(R * R - x0 * x0);      // radius of that latitude circle
                        fill(b[1], b[2], b[3]);
                        beginShape();
                        vertex(x0 * cosO, 2 * R);
                        for (let i = 0; i <= 24; i++) {             // near-side arc of the latitude line
                        const t = PI * i / 24;
                        vertex(x0 * cosO - r * ringOpen * Math.sin(t), r * Math.cos(t));
                        }
                        vertex(x0 * cosO, -2 * R);
                        vertex(2 * R, -2 * R);
                        vertex(2 * R, 2 * R);
                        endShape(CLOSE);
                    }
                    pop();                                        // releases the clip

                    // ---------- Cloud swirls (18 curved lines) ----------
                    push();
                    drawingContext.beginPath();
                    drawingContext.arc(0, 0, R, 0, TWO_PI);
                    drawingContext.clip();            // trims line ends exactly at the planet's edge
                    {
                    // Each swirl is an arc of a latitude circle (radius r, at axis position x0).
                    // For a point at angle t on that circle:
                    //   screen x = x0 * cO - r * sin(t) * ringOpen
                    //   screen y = r * cos(t)
                    //   view depth = x0 * ringOpen + r * sin(t) * cO   (> 0 = facing us, 0 = exactly on the limb)
                    // Solving depth = 0 gives the exact visible window: t from u to PI - u, where
                    // u = asin(-x0 * ringOpen / (r * cO)). Swirls are cut at those exact angles.
                    const cO      = Math.sqrt(1 - ringOpen * ringOpen);
                    const stepLen = 0.1;            // radians per line segment

                    // [axis position (-1 south ... +1 north), length (radians around the axis), start angle,
                    //  thickness factor, r, g, b, alpha, speed multiple of this.angle]
                    const swirls = [
                        [-0.86, 1.6, 0.5, 0.012,  76, 138, 158, 100, 1.06],   // dark
                        [-0.72, 1.8, 2.0, 0.014, 226, 248, 250, 110, 1.06],   // light
                        [-0.58, 1.4, 4.1, 0.014,  76, 138, 158, 100, 1.04],
                        [-0.44, 1.6, 0.9, 0.016, 226, 248, 250, 110, 1.02],
                        [-0.44, 1.2, 3.6, 0.014,  76, 138, 158, 100, 1.02],
                        [-0.30, 1.8, 2.6, 0.016,  76, 138, 158, 100, 0.99],
                        [-0.16, 1.5, 5.0, 0.016, 226, 248, 250, 110, 0.96],
                        [-0.16, 1.3, 1.6, 0.014,  76, 138, 158, 100, 0.96],
                        [-0.04, 1.7, 3.2, 0.018, 226, 248, 250, 110, 0.94],   // equatorial
                        [ 0.08, 1.4, 0.2, 0.018,  76, 138, 158, 100, 0.94],
                        [ 0.20, 1.6, 4.4, 0.016, 226, 248, 250, 110, 0.96],
                        [ 0.20, 1.2, 2.2, 0.014,  76, 138, 158, 100, 0.96],
                        [ 0.34, 1.8, 1.2, 0.016,  76, 138, 158, 100, 0.99],
                        [ 0.48, 1.4, 5.4, 0.016, 226, 248, 250, 110, 1.02],
                        [ 0.48, 1.6, 3.0, 0.014,  76, 138, 158, 100, 1.02],
                        [ 0.60, 1.5, 0.7, 0.014, 226, 248, 250, 110, 1.04],
                        [ 0.72, 1.7, 3.9, 0.014, 226, 248, 250, 120, 1.06],
                        [ 0.86, 1.5, 2.4, 0.012,  76, 138, 158, 100, 1.06],
                    ];

                    noFill();
                    strokeCap(ROUND);
                    strokeJoin(ROUND);
                    for (const s of swirls) {
                        const x0 = s[0] * R;                         // position along the spin axis
                        const r  = Math.sqrt(R * R - x0 * x0);       // radius of that latitude circle
                        const ph = s[2] - this.angle * s[8];         // rotation about the spin axis (any size is fine)

                        // Exact visible window, measured from u
                        const c   = Math.max(-1, Math.min(1, x0 * ringOpen / (r * cO)));
                        const u   = Math.asin(-c);
                        const W   = PI - 2 * u;                                  // width of the visible window
                        const rel = (((ph - u) % TWO_PI) + TWO_PI) % TWO_PI;     // swirl start, in [0, 2PI)

                        // The swirl (rel to rel + length) can overlap the window twice: [0, W] and [2PI, 2PI + W]
                        const segs = [
                        [rel,     Math.min(rel + s[1], W)],
                        [TWO_PI,  Math.min(rel + s[1], TWO_PI + W)],
                        ];

                        stroke(s[4], s[5], s[6], s[7]);
                        strokeWeight(s[3] * R * 2);
                        for (const sg of segs) {
                        if (sg[1] - sg[0] <= 0.001) continue;                  // nothing visible in this window
                        const n = Math.max(2, Math.ceil((sg[1] - sg[0]) / stepLen));
                        beginShape();
                        for (let i = 0; i <= n; i++) {
                            const t = u + sg[0] + (sg[1] - sg[0]) * i / n;
                            const d = r * Math.sin(t);
                            vertex(x0 * cO - d * ringOpen, r * Math.cos(t));
                        }
                        endShape();
                        }
                    }
                    }
                    pop();                            // releases the clip

                    // ---------- Near half of the rings (drawn last, passes in front of the planet) ----------
                    noFill();
                    for (const rg of rings) {
                        stroke(rg[2], rg[3], rg[4], rg[5]);
                        strokeWeight(rg[1] * R);
                        arc(0, 0, rg[0] * R * 2 * ringOpen, rg[0] * R * 2, HALF_PI, PI + HALF_PI);
                    }

                    pop();
                    break;
                    }
            case 9: 
                {
                    push();
                    const R  = 900;             // planet radius (Neptune is ~0.42x Saturn's 1400)
                    const px = 0;
                    const py = 0;

                    // ---------- Atmosphere glow (1 circle) ----------
                    noStroke();
                    fill(100, 150, 255, 25);
                    circle(px, py, R * 2 * 1.07);

                    // ---------- Planet: concentric cloud bands (8 circles) ----------
                    // Seen from above the pole, latitude bands become concentric rings:
                    // the equator is at the edge and the pole is at the centre.
                    // [radius factor, r, g, b]  (largest first, so smaller ones draw on top)
                    const bands = [
                        [1.00,  58,  92, 190],  // equatorial band (deep azure)
                        [0.88,  78, 128, 220],  // light band
                        [0.76,  50,  86, 176],  // dark band
                        [0.64,  72, 120, 214],  // light band
                        [0.52,  46,  80, 168],  // dark band
                        [0.40,  86, 138, 228],  // light band
                        [0.28,  66, 110, 204],  // high-latitude band
                        [0.14, 104, 158, 236],  // bright, warm polar region
                    ];
                    for (const b of bands) {
                        fill(b[1], b[2], b[3]);
                        circle(px, py, R * 2 * b[0]);
                    }

                    // ---------- Cloud swirls (8 arcs) ----------
                    // [radius factor, start angle, stop angle, thickness factor, r, g, b, alpha]
                    const swirls = [
                    [0.940, 0.5, 1.3, 0.025, 240, 248, 255, 150],   // white cirrus streak
                    [0.940, 3.2, 4.6, 0.025,  28,  50, 130, 120],   // dark blue
                    [0.820, 1.8, 2.6, 0.022, 240, 248, 255, 140],
                    [0.820, 4.8, 6.0, 0.022,  28,  50, 130, 110],
                    [0.700, 0.2, 1.5, 0.022,  28,  50, 130, 110],
                    [0.580, 2.9, 3.6, 0.020, 240, 248, 255, 130],
                    [0.460, 5.1, 6.2, 0.020,  28,  50, 130, 100],
                    [0.340, 1.0, 1.7, 0.018, 240, 248, 255, 120],
                    ];
                    noFill();
                    strokeCap(ROUND);
                    for (const s of swirls) {
                    stroke(s[4], s[5], s[6], s[7]);
                    strokeWeight(s[3] * R);
                    arc(px, py, s[0] * R * 2, s[0] * R * 2, s[1], s[2]);
                    }

                    // ---------- Stroked circles (4 circles) ----------
                    // [inner factor, outer factor, r, g, b, alpha]
                    const rings = [
                        [0.92, 1.00,  15,  25,  70,  55],  // limb darkening
                        [1.65, 1.73, 140, 160, 190,  28],  // Galle ring (faint, broad)
                        [2.15, 2.31, 130, 150, 185,  32],  // Le Verrier + Lassell/Arago (faint, broad)
                        [2.53, 2.55, 170, 190, 220,  70],  // Adams ring (thin, brightest)
                    ];
                    noFill();
                    for (const rg of rings) {
                        stroke(rg[2], rg[3], rg[4], rg[5]);
                        strokeWeight((rg[1] - rg[0]) * R);
                        circle(px, py, (rg[0] + rg[1]) * R);   // diameter = 2 * mid radius
                    }

                    pop();
                    break;
                    }
        }
        pop();
    }

    /**
     * Returns the radius of the celestial body
     * @returns The radius of the celestial body
     */
    getRadius() {
        switch (this.bodyEnum) {
            case 0: return 8700;
            case 1: return 250;
            case 2: return 400;
            case 3: return 500;
            case 4: return 200;
            case 5: return 350;
            case 6: return 1500;
            case 7: return 1400;
            case 8: return 900;
            case 9: return 900;
            default: return -1;
        }
    }
}

/**
 * Class representing an instance of the planet (3D) part of the experience
 */
class Planet {
    /**
     * Vertical field of view in degrees
     */
    FOV;
    /**
     * Inverse slope of the vertical plane of the view frustum
     */
    ISVP;
    /**
     * Slope of the vertical plane of the view frustum
     */
    SVP;
    /**
     * Z position in camera space that all triangle must be infront of to render
     */
    NEAR_PLANE;

    /**
     * Player's move speed
     */
    SPEED;
    /**
     * Multplier to multiply the mouse movement by when updating the camera's rotation
     */
    LOOK_ROT;
    /**
     * Upwards acceleration due gravity (This should be negative)
     */
    GRAVITY;
    /**
     * Maximum slope the player can walk up
     */
    MAX_SLOPE;

    /**
     * Height of the player
     */
    PLAYER_HEIGHT;
    /**
     * Half the length of the players bounding box in the x and z direction. The player is an axis-aligned bounding box not a cylinder like this variables name suggests
     */
    PLAYER_RADIUS
    /**
     * Value between 0-1 representing the percentage of the body below the camera
     */
    CAMERA_HEIGHT

    /**
     * Time left to jump
     */
    coyoteTime;
    /**
     * Camera's position. Also the position of the player but offset
     */
    pos;
    /**
     * Rotation of the camera
     */
    rot;
    /**
     * Vertical velocity
     */
    vVel;

    /**
     * Stores the y position of the rocket
     */
    ROCKET_Y_POS;

    /**
     * Color of the fog
     */
    FOG_COLOR;
    /**
     * Direction the sun is coming from
     */
    SUN_ANGLE;
    /**
     * Color of the ground
     */
    GROUND_COLOR;

    /**
     * Array containing the scales for the perlin noise of the ground
     */
    NOISE_SCALES;
    /**
     * Array containing the weights for the perlin noise of the ground
     */
    NOISE_WEIGHTS;
    /**
     * Max height of the terrain
     */
    TERRAIN_HEIGHT;

    /**
     * Creates an instance of the planet portion
     * @param {number} FOV Vertical field of view in degrees
     * @param {number} bodyEnum Number representing the celestial body the player is on
     */
    constructor(FOV, bodyEnum) {
        this.FOV = FOV;
        this.ISVP = SCREEN_HEIGHT * tan((180 - this.FOV) * PI / 360);
        this.SVP = 1 / this.ISVP;
        this.NEAR_PLANE = 0.1;

        this.SPEED = 6.3;
        this.LOOK_ROT = PI / 180;
        switch (bodyEnum) {
            case 0: // Sun
                this.SUN_ANGLE = null;
                this.GROUND_COLOR = new Color(255, 174, 66);
                this.FOG_COLOR = new Color(255, 220, 130);
                this.NOISE_SCALES = [25, 10, 4, 1.5];
                this.NOISE_WEIGHTS = [0.3, 0.3, 0.25, 0.15];
                this.TERRAIN_HEIGHT = 120;
                this.GRAVITY = -558;
                break;
            case 1: // Mercury
                this.SUN_ANGLE = new Rotation(2, 0.3, 0);
                this.GROUND_COLOR = new Color(112, 102, 94);
                this.FOG_COLOR = new Color(90, 85, 82);
                this.NOISE_SCALES = [35, 12, 4, 1];
                this.NOISE_WEIGHTS = [0.4, 0.3, 0.2, 0.1];
                this.TERRAIN_HEIGHT = 135;
                this.GRAVITY = -7.5;
                break;
            case 2: // Venus
                this.SUN_ANGLE = new Rotation(2, 0.3, 0);
                this.GROUND_COLOR = new Color(194, 150, 80);
                this.FOG_COLOR = new Color(214, 184, 124);
                this.NOISE_SCALES = [60, 20, 8, 2];
                this.NOISE_WEIGHTS = [0.65, 0.2, 0.1, 0.05];
                this.TERRAIN_HEIGHT = 90;
                this.GRAVITY = -18.1;
                break;
            case 3: // Earth
                this.SUN_ANGLE = new Rotation(2, 0.3, 0);
                this.GROUND_COLOR = new Color(86, 128, 53);
                this.FOG_COLOR = new Color(180, 198, 235);
                this.NOISE_SCALES = [50, 18, 6, 2];
                this.NOISE_WEIGHTS = [0.45, 0.25, 0.2, 0.1];
                this.TERRAIN_HEIGHT = 150;
                this.GRAVITY = -20;
                break;
            case 4: // Moon
                this.SUN_ANGLE = new Rotation(2, 0.3, 0);
                this.GROUND_COLOR = new Color(130, 128, 125);
                this.FOG_COLOR = new Color(100, 98, 95);
                this.NOISE_SCALES = [30, 10, 3.5, 1];
                this.NOISE_WEIGHTS = [0.35, 0.3, 0.2, 0.15];
                this.TERRAIN_HEIGHT = 105;
                this.GRAVITY = -3.3;
                break;
            case 5: // Mars
                this.SUN_ANGLE = new Rotation(2, 0.3, 0);
                this.GROUND_COLOR = new Color(173, 78, 34);
                this.FOG_COLOR = new Color(205, 145, 105);
                this.NOISE_SCALES = [40, 15, 5, 1.5];
                this.NOISE_WEIGHTS = [0.5, 0.25, 0.15, 0.1];
                this.TERRAIN_HEIGHT = 150;
                this.GRAVITY = -7.6;
                break;
            case 6: // Jupiter
                this.SUN_ANGLE = new Rotation(2, 0.3, 0);
                this.GROUND_COLOR = new Color(200, 165, 120);
                this.FOG_COLOR = new Color(230, 200, 160);
                this.NOISE_SCALES = [45, 20, 8, 3];
                this.NOISE_WEIGHTS = [0.4, 0.3, 0.2, 0.1];
                this.TERRAIN_HEIGHT = 75;
                this.GRAVITY = -50.6;
                break;
            case 7: // Saturn
                this.SUN_ANGLE = new Rotation(2, 0.3, 0);
                this.GROUND_COLOR = new Color(216, 196, 150);
                this.FOG_COLOR = new Color(235, 222, 180);
                this.NOISE_SCALES = [55, 22, 8, 3];
                this.NOISE_WEIGHTS = [0.5, 0.25, 0.15, 0.1];
                this.TERRAIN_HEIGHT = 60;
                this.GRAVITY = -21.3;
                break;
            case 8: // Uranus
                this.SUN_ANGLE = new Rotation(2, 0.3, 0);
                this.GROUND_COLOR = new Color(170, 220, 220);
                this.FOG_COLOR = new Color(200, 235, 235);
                this.NOISE_SCALES = [70, 25, 10, 3];
                this.NOISE_WEIGHTS = [0.6, 0.2, 0.15, 0.05];
                this.TERRAIN_HEIGHT = 30;
                this.GRAVITY = -18.1;
                break;
            case 9: // Neptune
                this.SUN_ANGLE = new Rotation(2, 0.3, 0);
                this.GROUND_COLOR = new Color(60, 90, 180);
                this.FOG_COLOR = new Color(90, 120, 200);
                this.NOISE_SCALES = [50, 20, 8, 3];
                this.NOISE_WEIGHTS = [0.45, 0.25, 0.2, 0.1];
                this.TERRAIN_HEIGHT = 45;
                this.GRAVITY = -22.7;
                break;
        }
        this.MAX_SLOPE = 1;

        this.PLAYER_HEIGHT = 2;
        this.PLAYER_RADIUS = 0.5;
        this.CAMERA_HEIGHT = 0.8;

        let n = new PerlinNoise(this.NOISE_SCALES, new Vector3D(0, 0, 0), 50, 50, this.NOISE_WEIGHTS);
        this.ROCKET_Y_POS = n.getValue(new Vector3D(25, 0, 25)) * this.TERRAIN_HEIGHT;

        this.coyoteTime = 0;
        this.pos = new Vector3D(0, this.ROCKET_Y_POS + this.PLAYER_HEIGHT * this.CAMERA_HEIGHT + 2.5, 0);
        this.rot = new Rotation(0, PI, 0);
        this.vVel = 0;
    }

    /**
     * Draws the triangles in tris to the screen
     * @param {Triangle3D[]} tris Array of triangles to draw
     * @param {Vector3D} camPos Position of the camera
     * @param {Rotation} camRot ROtation of the camera
     */
    drawWorld(tris, camPos, camRot) {
        noStroke();
        let pQueue = new PriorityQueue();

        for (let i = 0; i < tris.length; i++) {
            let cosYaw = cos(camRot.yaw);
            let sinYaw = sin(camRot.yaw);
            let cosPitch = cos(camRot.pitch);
            let sinPitch = sin(camRot.pitch);
            let cosRoll = cos(camRot.roll);
            let sinRoll = sin(camRot.roll);
            let rotMat = [cosYaw * cosRoll + sinYaw * sinPitch * sinRoll, -1 * cosPitch * sinRoll,      cosYaw * sinPitch * sinRoll - sinYaw * cosRoll, 
                          cosYaw * sinRoll - sinYaw * sinPitch * cosRoll,      cosPitch * cosRoll, -1 * sinYaw * sinRoll - cosYaw * sinPitch * cosRoll, 
                                                       sinYaw * cosPitch,                sinPitch,                                   cosYaw * cosPitch];
                                        
            let newTri = tris[i].translate(camPos, rotMat); // Changes to camera space

            if (new AABB([newTri.v1, newTri.v2, newTri.v3]).isInView(this.SVP, SCREEN_WIDTH, SCREEN_HEIGHT)) {
                if (newTri.v1.copy().sub(newTri.v2).cross(newTri.v1.copy().sub(newTri.v3)).dot(newTri.v1) < 0) { // If triangle is facing the camera
                    let correctedTris = newTri.corrected(this.NEAR_PLANE);
                    for (let j = 0; j < correctedTris.length; j++) {
                        pQueue.enqueue(correctedTris[j].project(this.ISVP), correctedTris[j].distance); // Changes to screen space
                    }
                }
            }
        }

        push();
        translate(SCREEN_WIDTH * 0.5, SCREEN_HEIGHT * 0.5);
        while (!pQueue.isEmpty()) {
            let tri = pQueue.dequeue();

            let d;
            if (this.SUN_ANGLE == null) {
                d = 1;
            } else {
                let s = new Vector3D(sin(this.SUN_ANGLE.yaw), sin(this.SUN_ANGLE.pitch), cos(this.SUN_ANGLE.yaw) * cos(this.SUN_ANGLE.pitch));
                s.normalize();
                d = (max(0, tri.normal.dot(s)) * 0.7) + 0.3;
            }

            let f = max(min((500 - sqrt(tri.distance)) * 0.002, 1), 0);

            let color = tri.color.copy().mult(d).mult(f).add(this.FOG_COLOR.copy().mult(1 - f));
            color.setFill();

            triangle(tri.v1.x, tri.v1.y, tri.v2.x, tri.v2.y, tri.v3.x, tri.v3.y);
        }
        pop();
    }

    /**
     * Returns if the AABB is inside the triangle
     * @param {AABB} aabb AABB to check collision with
     * @param {Triangle3D} tri Triangle to check collision with
     * @returns If the triangle and AABB are colliding
     */
    checkCollision(aabb, tri) {
        if (aabb.isAABBColliding(tri.aabb)) { // Check the three AABB axes
            if (aabb.isNormalColliding(tri)) { // Check the triangle normal axis
                if (aabb.isEdgeColliding(tri)) { // Check cross product of triangle edges with three AABB axes for a total of 9 remaining
                    return true;
                }
            }
        }
        return false;
    }

    /**
     * Returns if the AABB is colliding with any of the triangles in tri
     * @param {AABB} aabb AABB to check collision with
     * @param {Triangle3D[]} tris Array of triangles to check collision with
     * @returns If the AABB is inside a triangle in tris
     */
    isColliding(aabb, tris) {
        for (let i = 0; i < tris.length; i++) {
            if (this.checkCollision(aabb, tris[i])) {
                return true;
            }
        }
        return false;
    }

    /**
     * Handles the player movement
     * @param {number} delta Time it took the last frame
     * @param {Triangle3D[]} tris Array of triangles to collide with
     */
    processMovement(delta, tris) {
        if (keyIsDown('KeyE')) {
            isSpace = true;
        }

        if (this.coyoteTime > 0) {
            this.coyoteTime -= delta;
        }

        this.vVel += this.GRAVITY * delta;
        if (keyIsDown('Space') && this.coyoteTime > 0) {
            this.vVel = 10;
            this.coyoteTime = 0;
        }
        let dPos = new Vector3D(0, this.vVel * delta, 0).mult(0.1);
        for (let i = 0; i < 10; i++) {
            this.pos.add(dPos);
            let aabb = new AABB([new Vector3D(this.pos.x - this.PLAYER_RADIUS, this.pos.y - this.PLAYER_HEIGHT * this.CAMERA_HEIGHT, this.pos.z - this.PLAYER_RADIUS), 
                           new Vector3D(this.pos.x + this.PLAYER_RADIUS, this.pos.y + this.PLAYER_HEIGHT * (1 - this.CAMERA_HEIGHT), this.pos.z + this.PLAYER_RADIUS)]);
            if (this.isColliding(aabb, tris)) {
                this.pos.sub(dPos);
                if (this.vVel < 0) {
                    this.coyoteTime = 0.3;
                }
                this.vVel = 0;
                break;
            }
        }

        if (mouseIsPressed) {
            this.rot.yaw += (mouseX - pmouseX) * 0.6 * delta;
            this.rot.pitch -= (mouseY - pmouseY) * 0.6 * delta;
            if (this.rot.pitch > PI * 0.5) {
                this.rot.pitch = PI * 0.5;
            } else if (this.rot.pitch < PI * -0.5) {
                    this.rot.pitch = PI * -0.5;
            }
        }

        let lookVec = new Vector2D(cos(this.rot.yaw), sin(this.rot.yaw));
        let md = this.SPEED * delta;
        let moveDir = new Vector2D(0, 0);
        if (keyIsDown('KeyW')) {
            moveDir.y += 1;
        }
        if (keyIsDown('KeyS')) {
            moveDir.y -= 1;
        }
        if (keyIsDown('KeyD')) {
            moveDir.x += 1;
        }
        if (keyIsDown('KeyA')) {
            moveDir.x -= 1;
        }

        moveDir.normalize();

        dPos = new Vector3D((lookVec.x * moveDir.x + lookVec.y * moveDir.y) * md, 0, (lookVec.x * moveDir.y - lookVec.y * moveDir.x) * md);
        dPos.mult(0.1);

        for (let i = 0; i < 10; i++) {
            this.pos.add(dPos);
            let aabb = new AABB([new Vector3D(this.pos.x - this.PLAYER_RADIUS, this.pos.y - this.PLAYER_HEIGHT * this.CAMERA_HEIGHT, this.pos.z - this.PLAYER_RADIUS), 
                           new Vector3D(this.pos.x + this.PLAYER_RADIUS, this.pos.y + this.PLAYER_HEIGHT * (1 - this.CAMERA_HEIGHT), this.pos.z + this.PLAYER_RADIUS)]);
            if (this.isColliding(aabb, tris)) {
                this.pos.y += this.SPEED * this.MAX_SLOPE * delta * 0.1;
                let aabb2 = new AABB([new Vector3D(this.pos.x - this.PLAYER_RADIUS, this.pos.y - this.PLAYER_HEIGHT * this.CAMERA_HEIGHT, this.pos.z - this.PLAYER_RADIUS), 
                           new Vector3D(this.pos.x + this.PLAYER_RADIUS, this.pos.y + this.PLAYER_HEIGHT * (1 - this.CAMERA_HEIGHT), this.pos.z + this.PLAYER_RADIUS)]);
                    if (this.isColliding(aabb2, tris)) {
                        this.pos.y -= this.SPEED * this.MAX_SLOPE * delta * 0.1;
                        this.pos.sub(dPos);
                        break;
                    }
            }
        }
    }

    /**
     * Adds a triangle to the input array
     * @param {Vector3D} v1 Vertex one of the triangle
     * @param {Vector3D} v2 Vertex two of the triangle
     * @param {Vector3D} v3 Vertex three of the triangle
     * @param {Color} color Color of the triangle
     * @param {Triangle3D[]} tris Array of triangles to add to
     * @returns The updated triangle array
     */
    addTri(v1, v2, v3, color, tris) {
        tris.push(new Triangle3D(v1, v2, v3, color, null, null));
        return tris;
    }

    /**
     * Adds a rocket to the input triangle array
     * @param {Vector3D} pos Position of the bottom center of the rocket
     * @param {Triangle3D[]} tris Triangle array to add the rocket to
     */
    createRocket(pos, tris) {
        let gray = new Color(100, 100, 100);
        let red = new Color(255, 0, 0);
        let blue = new Color(0, 0, 255);

        let v1 = new Vector3D(-2.75 + pos.x, 2.5 + pos.y, -2.75 + pos.z);
        let v2 = new Vector3D(-2.75 + pos.x, 2.5 + pos.y, 2.75 + pos.z);
        let v3 = new Vector3D(2.75 + pos.x, 2.5 + pos.y, -2.75 + pos.z);
        let v4 = new Vector3D(2.75 + pos.x, 2.5 + pos.y, 2.75 + pos.z);
        let v5 = new Vector3D(-2.75 + pos.x, 11.339 + pos.y, -2.75 + pos.z);
        let v6 = new Vector3D(-2.75 + pos.x, 11.339 + pos.y, 2.75 + pos.z);
        let v7 = new Vector3D(2.75 + pos.x, 11.339 + pos.y, -2.75 + pos.z);
        let v8 = new Vector3D(2.75 + pos.x, 11.339 + pos.y, 2.75 + pos.z);

        let v9 = new Vector3D(-3.5 + pos.x, 10 + pos.y, -3.5 + pos.z);
        let v10 = new Vector3D(3.5 + pos.x, 10 + pos.y, -3.5 + pos.z);
        let v11 = new Vector3D(-3.5 + pos.x, 10 + pos.y, 3.5 + pos.z);
        let v12 = new Vector3D(3.5 + pos.x, 10 + pos.y, 3.5 + pos.z);
        let v13 = new Vector3D(pos.x, 16.25 + pos.y, pos.z);

        let v14 = new Vector3D(-0.75 + pos.x, 2.5 + pos.y, -2.75 + pos.z);
        let v15 = new Vector3D(-0.75 + pos.x, 5.5 + pos.y, -2.75 + pos.z);
        let v16 = new Vector3D(0.75 + pos.x, 5.5 + pos.y, -2.75 + pos.z);
        let v17 = new Vector3D(0.75 + pos.x, 2.5 + pos.y, -2.75 + pos.z);

        let v18 = new Vector3D(-0.75 + pos.x, -1.24 + pos.y, -6.99 + pos.z);
        let v19 = new Vector3D(0.75 + pos.x, -1.24 + pos.y, -6.99 + pos.z);

        let v20 = new Vector3D(-2.75 + pos.x, 5.25 + pos.y, -2.75 + pos.z);
        let v21 = new Vector3D(-2.75 + pos.x, 0 + pos.y, -2.75 + pos.z);
        let v22 = new Vector3D(-5 + pos.x, 0 + pos.y, -5 + pos.z);

        let v23 = new Vector3D(-2.75 + pos.x, 5.25 + pos.y, 2.75 + pos.z);
        let v24 = new Vector3D(-2.75 + pos.x, 0 + pos.y, 2.75 + pos.z);
        let v25 = new Vector3D(-5 + pos.x, 0 + pos.y, 5 + pos.z);

        let v26 = new Vector3D(2.75 + pos.x, 5.25 + pos.y, 2.75 + pos.z);
        let v27 = new Vector3D(2.75 + pos.x, 0 + pos.y, 2.75 + pos.z);
        let v28 = new Vector3D(5 + pos.x, 0 + pos.y, 5 + pos.z);
        
        let v29 = new Vector3D(2.75 + pos.x, 5.25 + pos.y, -2.75 + pos.z);
        let v30 = new Vector3D(2.75 + pos.x, 0 + pos.y, -2.75 + pos.z);
        let v31 = new Vector3D(5 + pos.x, 0 + pos.y, -5 + pos.z);

        this.addTri(v1, v2, v3, gray, tris);
        this.addTri(v3, v2, v1, gray, tris);
        this.addTri(v4, v2, v3, gray, tris);
        this.addTri(v3, v2, v4, gray, tris);
        this.addTri(v1, v2, v5, gray, tris);
        this.addTri(v5, v2, v1, gray, tris);
        this.addTri(v6, v2, v5, gray, tris);
        this.addTri(v5, v2, v6, gray, tris);
        this.addTri(v2, v4, v6, gray, tris);
        this.addTri(v6, v4, v2, gray, tris);
        this.addTri(v8, v4, v6, gray, tris);
        this.addTri(v6, v4, v8, gray, tris);
        this.addTri(v3, v4, v8, gray, tris);
        this.addTri(v8, v4, v3, gray, tris);
        this.addTri(v3, v7, v8, gray, tris);
        this.addTri(v8, v7, v3, gray, tris);

        this.addTri(v9, v10, v13, red, tris);
        this.addTri(v13, v10, v9, red, tris);
        this.addTri(v9, v11, v13, red, tris);
        this.addTri(v13, v11, v9, red, tris);
        this.addTri(v12, v11, v13, red, tris);
        this.addTri(v13, v11, v12, red, tris);
        this.addTri(v12, v10, v13, red, tris);
        this.addTri(v13, v10, v12, red, tris);

        this.addTri(v1, v14, v5, gray, tris);
        this.addTri(v5, v14, v1, gray, tris);
        this.addTri(v15, v14, v5, gray, tris);
        this.addTri(v5, v14, v15, gray, tris);
        this.addTri(v15, v16, v5, gray, tris);
        this.addTri(v5, v16, v15, gray, tris);
        this.addTri(v7, v16, v5, gray, tris);
        this.addTri(v5, v16, v7, gray, tris);
        this.addTri(v7, v16, v3, gray, tris);
        this.addTri(v3, v16, v7, gray, tris);
        this.addTri(v17, v16, v3, gray, tris);
        this.addTri(v3, v16, v17, gray, tris);

        this.addTri(v14, v17, v18, gray, tris);
        this.addTri(v18, v17, v14, gray, tris);
        this.addTri(v17, v18, v19, gray, tris);
        this.addTri(v19, v18, v17, gray, tris);

        this.addTri(v20, v21, v22, blue, tris);
        this.addTri(v22, v21, v20, blue, tris);

        this.addTri(v23, v24, v25, blue, tris);
        this.addTri(v25, v24, v23, blue, tris);

        this.addTri(v26, v27, v28, blue, tris);
        this.addTri(v28, v27, v26, blue, tris);

        this.addTri(v29, v30, v31, blue, tris);
        this.addTri(v31, v30, v29, blue, tris);
    }

    /**
     * Adds a plane to the input triangle array
     * @param {number[]} yPos Y positions of the vertecies
     * @param {Vector3D} pos Position of the -x, -z corner of the plane
     * @param {number} scale Size of the triangles in the plane
     * @param {Color} color Color of the plane
     * @param {Triangle3D[]} tris Triangle array to add the plane to
     */
    createPlane(yPos, pos, scale, color, tris) {
        for (let z = 0; z < yPos.length - 1; z++) {
            for (let x = 0; x < yPos[z].length - 1; x++) {
                let v1 = new Vector3D(pos.x + scale * x, pos.y + yPos[z][x], pos.z + scale * z);
                let v2 = new Vector3D(pos.x + scale * x, pos.y + yPos[z + 1][x], pos.z + scale * (z + 1));
                let v3 = new Vector3D(pos.x + scale * (x + 1), pos.y + yPos[z][x + 1], pos.z + scale * z);
                let v4 = new Vector3D(pos.x + scale * (x + 1), pos.y + yPos[z + 1][x + 1], pos.z + scale * (z + 1));
                if ((x + z) % 2) { // Alternates orientation of diagonal seam in the square
                    this.addTri(v1, v2, v3, color, tris);
                    this.addTri(v2, v4, v3, color, tris);
                } else {
                    this.addTri(v1, v2, v4, color, tris);
                    this.addTri(v4, v3, v1, color, tris);
                }
            }
        }
    }

    /**
     * Does one frame of the game
     * @param {number} delta Time it took the last frame;
     */
    run(delta) {
        let world = [];

        let sc = 10;

        let rppx = floor(this.pos.x / (2 * sc)) * 2;
        let rppz = floor(this.pos.z / (2 * sc)) * 2;

        let noise = new PerlinNoise(this.NOISE_SCALES, new Vector3D(rppx, 0, rppz), 50, 50, this.NOISE_WEIGHTS);
        let yPos = []
        for (let z = 0; z < 50; z++) {
            yPos.push([]);
            for (let x = 0; x < 50; x++) {
                yPos[z].push(noise.getValue(new Vector3D(x + rppx, 0, z + rppz)) * this.TERRAIN_HEIGHT * sc / 10);
            }
        }

        this.createPlane(yPos, new Vector3D(-25 * sc + rppx * sc, 0, -25 * sc + rppz * sc), sc, this.GROUND_COLOR, world);
        this.createRocket(new Vector3D(0, this.ROCKET_Y_POS, 0), world);

        background(this.FOG_COLOR.r, this.FOG_COLOR.g, this.FOG_COLOR.b);

        this.processMovement(delta, world);

        this.drawWorld(world, this.pos, this.rot);
    }
}

/**
 * Class representing a priority queue
 */
class PriorityQueue {
    /**
     * Max heap containing all the objects
     */
    heap;

    /**
     * Initializes a priority queue
     */
    constructor() {
        this.heap = [];
    }

    /**
     * Adds an element to the queue
     * @param {*} obj Object to add
     * @param {number} pri Priority of the object
     */
    enqueue(obj, pri) {
        this.heap.push([pri, obj]);

        let i = this.heap.length - 1;
        let pi = Math.floor((i - 1) / 2);
        while (pi >= 0 && this.heap[i][0] > this.heap[pi][0]) {
            let temp = this.heap[i];
            this.heap[i] = this.heap[pi];
            this.heap[pi] = temp;
            i = pi;
            pi = Math.floor((i - 1) / 2);
        }
    }

    /**
     * Returns the element with the highest priority
     * @returns Object with the highest priority
     */
    dequeue() {
        let res = this.heap[0][1];
        this.heap[0] = this.heap[this.heap.length - 1];
        this.heap.pop();
        
        let i = 0;
        while ((i * 2) + 1 < this.heap.length) {
            let largerChildIndex = i * 2 + 1;
            if ((i * 2) + 2 < this.heap.length && this.heap[(i * 2) + 2][0] > this.heap[(i * 2) + 1][0]) {
                largerChildIndex = (i * 2) + 2;
            }
            if (this.heap[largerChildIndex][0] > this.heap[i][0]) {
                let temp = this.heap[i];
                this.heap[i] = this.heap[largerChildIndex];
                this.heap[largerChildIndex] = temp;
                i = largerChildIndex;
            } else {
                break;
            }
        }
        return res;
    }

    /**
     * Returns if the queue is empty
     * @returns If there are no elements in the queue
     */
    isEmpty() {
        return this.heap.length == 0;
    }
}

/**
 * Class representing a 3D vector
 */
class Vector3D {
    /**
     * Distance in the x direction
     */
    x;
    /**
     * Distance in the y direction
     */
    y;
    /**
     * Distance in the z direction
     */
    z;
    /**
     * Creates a 3D vector
     * @param {number} x Distance in the x direction
     * @param {number} y Distance in the y direction
     * @param {number} z Distance in the z direction
     */
    constructor(x, y, z) {
        this.x = x;
        this.y = y;
        this.z = z;
    }

    /**
     * Calculates the magnitude of the vector
     * @returns Magnitude of the vector
     */
    magnitude() {
        return sqrt(this.magnitudeSquared());
    }

    /**
     * Calculates the magnitude of the vector squared
     * @returns Magnitude squared
     */
    magnitudeSquared() {
        return (this.x * this.x) + (this.y * this.y) + (this.z * this.z);
    }

    /**
     * Calculates the dot product of this vector and the input vector
     * @param {Vector3D} vec Vector to calculate the dot product with
     * @returns Dot product of this vector and the input vector
     */
    dot(vec) {
        return this.x * vec.x + this.y * vec.y + this.z * vec.z;
    }

    /**
     * Calculates the cross product of this vector and the input vector
     * @param {Vector3D} vec Vector to calculate the cross product with
     * @returns Cross product of this vector and the input vector
     */
    cross(vec) {
        return new Vector3D(this.y * vec.z - this.z * vec.y,
                            this.z * vec.x - this.x * vec.z,
                            this.x * vec.y - this.y * vec.x);
    }

    /**
     * Returns a point that is offset then with a rotation matrix applied
     * @param {Vector3D} vec Vector to offset by
     * @param {number[]} rotMat Rotation matrix to apply
     * @returns Point after all transformations
     */
    translate(vec, rotMat) {
        let x = this.x - vec.x;
        let y = this.y - vec.y;
        let z = this.z - vec.z;
        return new Vector3D(x * rotMat[0] + y * rotMat[1] + z * rotMat[2],
                            x * rotMat[3] + y * rotMat[4] + z * rotMat[5], 
                            x * rotMat[6] + y * rotMat[7] + z * rotMat[8]);
    }

    /**
     * Normalizes the vector
     * @returns Itself
     */
    normalize() {
        return this.mult(1 / this.magnitude());
    }

    /**
     * Returns the point where the z position is zPos on the line containing itself and vec
     * @param {Vector3D} vec Point to move itself towards
     * @param {number} zPos Z position of the new point
     * @returns Point along the line containing itself and vec where the z position is zPos
     */
    correctPoint(vec, zPos) {
        let iDZPos = 1 / (vec.z - this.z);
        return new Vector3D((vec.x - this.x) * iDZPos * (zPos - this.z) + this.x, 
                            (vec.y - this.y) * iDZPos * (zPos - this.z) + this.y, 
                             zPos);
    }

    /**
     * Multiplies the x, y, & z componenets by the input number
     * @param {number} n Number to multiply the vector by
     * @returns Itself
     */
    mult(n) {
        this.x *= n;
        this.y *= n;
        this.z *= n;
        return this;
    }

    /**
     * Creates an identical copy
     * @returns An identical copy
     */
    copy() {
        return new Vector3D(this.x, this.y, this.z);
    }

    /**
     * Subtracts the input vector
     * @param {Vector3D} vec 
     * @returns Itself
     */
    sub(vec) {
        this.x -= vec.x;
        this.y -= vec.y;
        this.z -= vec.z;
        return this;
    }

    /**
     * Adds the input vector to itself
     * @param {Vector3D} vec Vector to add
     * @returns Itself
     */
    add(vec) {
        this.x += vec.x;
        this.y += vec.y;
        this.z += vec.z;
        return this;
    }
}

/**
 * Class represnting a rotation
 */
class Rotation {
    /**
     * Pitch (up/down) of the rotation
     */
    pitch;
    /**
     * Yaw (left/right) of the rotation
     */
    yaw;
    /**
     * Roll (Spin) of the rotation
     */
    roll;
    /**
     * Creates a rotation with pitch, yaw, & roll
     * @param {number} pitch 
     * @param {number} yaw 
     * @param {number} roll 
     */
    constructor(pitch, yaw, roll) {
        this.pitch = pitch;
        this.yaw = yaw;
        this.roll = roll;
    }
}

/**
 * Class representing a 2D vector
 */
class Vector2D {
    /**
     * Distance in the x direction
     */
    x;
    /**
     * Distance in the y direction
     */
    y;
    /**
     * Creates a 2D vector
     * @param {number} x Distance in the x direction
     * @param {number} y Distance in the y direction
     */
    constructor(x, y) {
        this.x = x;
        this.y = y;
    }

    /**
     * Calculates and returns the magnitude of the vector
     * @returns The magnitude of the vector
     */
    magnitude() {
        return sqrt((this.x * this.x) + (this.y * this.y));
    }

    /**
     * Creates a copy of the vector
     * @returns An identical copy of the vector
     */
    copy() {
        return new Vector2D(this.x, this.y);
    }
    
    /**
     * Adds the input vector from itself
     * @param {Vector2D} vec Vector to add
     * @returns Itself
     */
    add(vec) {
        this.x += vec.x;
        this.y += vec.y;
        return this;
    }

    /**
     * Subtracts the input vector from itself
     * @param {Vector2D} vec Vector to subtract
     * @returns Itself
     */
    sub(vec) {
        this.x -= vec.x;
        this.y -= vec.y;
        return this;
    }

    /**
     * Multiplies the vector by the input number
     * @param {number} n 
     * @returns Itself
     */
    mult(n) {
        this.x *= n;
        this.y *= n;
        return this;
    }

    /**
     * Normalizes the vector
     * @returns Itself
     */
    normalize() {
    if (this.x == 0 && this.y == 0) {
        return this;
    }
    return this.mult(1 / sqrt((this.x * this.x) + (this.y * this.y)));
    }

    /**
     * Returns the dot product of the vectors
     * @param {Vector2D} vec Vector to dot with
     * @returns Dot product
     */
    dot(vec) {
        return this.x * vec.x + this.y * vec.y;
    }
}

/**
 * Class representing a color
 */
class Color {
    /**
     * Amount of red in the color
     */
    r;
    /**
     * Amount of green in the color
     */
    g;
    /**
     * Amount of blue in the color
     */
    b;
    /**
     * Alpha of the color
     */
    a;
    /**
     * Creates a color
     * @param {number} r Red in the color
     * @param {number} g Green in the color
     * @param {number} b Blue in the color
     * @param {number} a Alpha of the color (leave blank for an alpha of 255)
     */
    constructor(r, g, b, a) {
        this.r = r;
        this.g = g;
        this.b = b;
        if (a == null) {
            this.a = 255;
        } else {
            this.a = a;
        }
    }

    /**
     * Sets the fill color to this color
     */
    setFill() {
        fill(this.r, this.g, this.b, this.a);
    }

    /**
     * Sets the stroke color to this color
     */
    setStroke() {
        stroke(this.r, this.g, this.b, this.a);
    }

    /**
     * Multiplies the r, g, & b componenets by the input number
     * @param {number} n Number to multiply the vector by
     * @returns A refrence to itself
     */
    mult(n) {
        this.r *= n;
        this.g *= n;
        this.b *= n
        return this;
    }

    /**
     * Adds the r, g, & b component of the input vector to itself
     * @param {Color} color Color to add
     * @returns Itself
     */
    add(color) {
        this.r += color.r;
        this.g += color.g;
        this.b += color.b;
        return this;
    }

    /**
     * Creates an identical copy
     * @returns An identical copy
     */
    copy() {
        return new Color(this.r, this.g, this.b);
    }
}

/**
 * Class representing an axis-aligned bounding box (A rectangular prism where all the faces are along an axis)
 */
class AABB {
    /**
     * Minimum x position
     */
    minX;
    /**
     * Maximum x position
     */
    maxX;
    /**
     * Minimum y position
     */
    minY;
    /**
     * Maximum y position
     */
    maxY;
    /**
     * Minimum z position
     */
    minZ;
    /**
     * Maximum z position
     */
    maxZ;

    /**
     * Corner of the AABB that is in the negitive x, y, & z directions
     */
    min;
    /**
     * Corner of the AABB that is in the positive x, y, & z directions
     */
    max;
    /**
     * Creates an Axis-aligned bounding box from an array of verticies
     * @param {Vector3D[]} verts Array of verticies to contain in the AABB
     */
    constructor(verts) {
        this.minX = verts[0].x;
        this.maxX = verts[0].x;
        this.minY = verts[0].y;
        this.maxY = verts[0].y;
        this.minZ = verts[0].z;
        this.maxZ = verts[0].z;
        for (let i = 1; i < verts.length; i++) {
            if (verts[i].x < this.minX) {
                this.minX = verts[i].x;
            } else if (verts[i].x > this.maxX) {
                this.maxX = verts[i].x;
            }
            if (verts[i].y < this.minY) {
                this.minY = verts[i].y;
            } else if (verts[i].y > this.maxY) {
                this.maxY = verts[i].y;
            }
            if (verts[i].z < this.minZ) {
                this.minZ = verts[i].z;
            } else if (verts[i].z > this.maxZ) {
                this.maxZ = verts[i].z;
            }
        }
        this.min = new Vector3D(this.minX, this.minY, this.minZ);
        this.max = new Vector3D(this.maxX, this.maxY, this.maxZ);
    }

    /**
     * Returns if the Axis-aligned bounding box is in the view pyramid
     * @param {number} fl Focal length I believe
     * @param {number} sW Screen width
     * @param {number} sH Screen height
     * @returns If it is in the view pyramid
     */
    isInView(fl, sW, sH) {
        let uf = 0.5 * fl * this.maxZ;
        return ((!((this.minX > sW * uf) || (this.maxX < -1 * sW * uf))) && 
                (!((this.minY > sH * uf) || (this.maxY < -1 * sH * uf))));
    }

    /**
     * Returns if it is colliding with the input Axis-aligned bounding box
     * @param {AABB} aabb Axis-aligned bounding box to check collision against
     * @returns If it is colliding
     */
    isAABBColliding(aabb) {
        return (this.minX <= aabb.maxX &&
            this.maxX >= aabb.minX &&
            this.minY <= aabb.maxY &&
            this.maxY >= aabb.minY &&
            this.minZ <= aabb.maxZ &&
            this.maxZ >= aabb.minZ);
    }

    /**
     * Returns an array containing all corners of the AABB
     * @returns Array containing all 8 vertices of the AABB
     */
    getPoints() {
        return [new Vector3D(this.minX, this.minY, this.minZ), 
                new Vector3D(this.maxX, this.maxY, this.maxZ), 
                new Vector3D(this.minX, this.minY, this.maxZ), 
                new Vector3D(this.maxX, this.maxY, this.minZ), 
                new Vector3D(this.minX, this.maxY, this.minZ), 
                new Vector3D(this.maxX, this.minY, this.maxZ), 
                new Vector3D(this.maxX, this.minY, this.minZ), 
                new Vector3D(this.minX, this.maxY, this.maxZ)];
    }

    /**
     * Returns if it is colliding with the plane of the input triangle
     * @param {Triangle3D} tri Triangle to check collision with
     * @returns If it is colliding
     */
    isNormalColliding(tri) {
        let nor = tri.normal;
        let t = tri.v1.dot(nor);

        let corners = this.getPoints();
        let min = corners[0].dot(nor);
        let max = min;
        for (let i = 1; i < 8; i++) {
            let p = corners[i].dot(nor);
            if (p < min) {
                min = p;
            } else if (p > max){
                max = p;
            }
            if (min < t && max > t) {
                return true;
            }
        }
        return false;
    }

    /**
     * Returns if it is colliding with the triangle when projected along the input vector
     * @param {Vector3D} vec Vector to project the AABB and triangle onto
     * @param {Triangle3D} tri Triangle to compare against
     * @returns If it is colliding with the triangle along the input vector
     */
    compare(vec, tri) {
        if (vec.magnitudeSquared() == 0) {
            return true;
        }
        let minT = tri.v1.dot(vec);
        let maxT = minT;
        let p = tri.v2.dot(vec);
        if (p < minT) {
            minT = p;
        } else if (p > maxT) {
            maxT = p;
        }
        p = tri.v3.dot(vec);
        if (p < minT) {
            minT = p;
        } else if (p > maxT) {
            maxT = p;
        }

        let corners = this.getPoints();
        let minB = corners[0].dot(vec);
        let maxB = minB;
        for (let i = 1; i < 8; i++) {
            p = corners[i].dot(vec);
            if (p < minB) {
                minB = p;
            } else if (p > maxB){
                maxB = p;
            }
            if (minB < maxT && maxB > minT) {
                return true;
            }
        }
        return false;
    }

    /**
     * Returns if it is colliding wwithin the edges of the triangle
     * @param {Triangle3D} tri Triangle to check collision with
     * @returns If it is colliding
     */
    isEdgeColliding(tri) {
        let a1 = new Vector3D(1, 0, 0);
        let a2 = new Vector3D(0, 1, 0);
        let a3 = new Vector3D(0, 0, 1);
        let e1 = tri.v1.copy().sub(tri.v2);
        let e2 = tri.v2.copy().sub(tri.v3);
        let e3 = tri.v3.copy().sub(tri.v1);

        return this.compare(a1.copy().cross(e1), tri) &&
               this.compare(a1.copy().cross(e2), tri) &&
               this.compare(a1.copy().cross(e3), tri) &&
               this.compare(a2.copy().cross(e1), tri) &&
               this.compare(a2.copy().cross(e2), tri) &&
               this.compare(a2.copy().cross(e3), tri) &&
               this.compare(a3.copy().cross(e1), tri) &&
               this.compare(a3.copy().cross(e2), tri) &&
               this.compare(a3.copy().cross(e3), tri);
    }
}

/**
 * Class representing a triangle in 3D space
 */
class Triangle3D {
    /**
     * Position of vertex 1
     */
    v1;
    /**
     * Position of vertex 2
     */
    v2;
    /**
     * Position of vertex 3
     */
    v3;

    /**
     * Color of the triangle
     */
    color;
    /**
     * Normal vector of the triangle
     */
    normal;
    /**
     * Axis-aligned bounding box of the triangle
     */
    aabb;
    /**
     * A number representing the distance to the camera (Equal to the distance squared times nine)
     */
    distance;

    /**
     * Creates a triangle from 3 verticies in 3D space
     * @param {Vector3D} v1 Position of vertex 1
     * @param {Vector3D} v2 Position of vertex 2
     * @param {Vector3D} v3 Position of vertex 3
     * @param {Color} color Color of the triangle
     * @param {Vector3D} normal Normal vector in world space (Leave blank to calculate)
     * @param {AABB} aabb Axis-aligned bounding box Leave blank to calculate)
     */
    constructor(v1, v2, v3, color, normal, aabb) {
        this.v1 = v1;
        this.v2 = v2;
        this.v3 = v3;
        this.color = color;
        if (normal == null) {
            this.normal = this.v1.copy().sub(this.v2).cross(this.v1.copy().sub(this.v3)).normalize();
        } else {
            this.normal = normal;
        }
        if (aabb == null) {
            this.aabb = new AABB([v1, v2, v3]);
        } else {
            this.aabb = aabb;
        }
        this.distance = new Vector3D(this.v1.x + this.v2.x + this.v3.x,
                                this.v1.y + this.v2.y + this.v3.y,
                                this.v1.z + this.v2.z + this.v3.z).magnitudeSquared();
    }

    /**
     * Projects the triangle to screen space
     * @param {number} ifl Inverse slope of the vertical plane of the view frustum
     * @returns Triangle in screen space
     */
    project(ifl) {
        let v1 = new Vector2D(this.v1.x, this.v1.y * -1);
        v1.mult(ifl / this.v1.z);
        let v2 = new Vector2D(this.v2.x, this.v2.y * -1);
        v2.mult(ifl / this.v2.z);
        let v3 = new Vector2D(this.v3.x, this.v3.y * -1);
        v3.mult(ifl / this.v3.z);
        return new Triangle2D(v1, v2, v3, this.color, this.normal, this.distance);
    }

    /**
     * Returns an array of triangle(s) that together cover all the space of the triangle when the z position is greater than zPos
     * @param {number} zPos Z position the point must be infront of
     * @returns Array of the corrected triangle(s)
     */
    corrected(zPos) {
        let v1Corr = this.v1.z > zPos;
        let v2Corr = this.v2.z > zPos;
        let v3Corr = this.v3.z > zPos;
        if (!v1Corr) {
            if (!v2Corr) {
                if (!v3Corr) { // f f f
                    return []; // Behind Camera
                } else { // f f t
                    return [new Triangle3D(this.v1.correctPoint(this.v3, zPos),
                                           this.v2.correctPoint(this.v3, zPos),
                                           this.v3, 
                                           this.color, this.normal, this.aabb)];
                }
            } else {
                if (!v3Corr) { // f t f
                    return [new Triangle3D(this.v1.correctPoint(this.v2, zPos),
                                           this.v2, 
                                           this.v3.correctPoint(this.v2, zPos), 
                                           this.color, this.normal, this.aabb)];
                } else { // f t t
                    let v11 = this.v1.correctPoint(this.v3, zPos);
                    let v12 = this.v1.correctPoint(this.v2, zPos);
                    return [new Triangle3D(this.v3, v11, v12, this.color, this.normal, this.aabb), 
                            new Triangle3D(v12, this.v2, this.v3, this.color, this.normal, this.aabb)];
                }
            }
        } else {
            if (!v2Corr) {
                if (!v3Corr) { // t f f
                    return [new Triangle3D(this.v1, 
                                           this.v2.correctPoint(this.v1, zPos), 
                                           this.v3.correctPoint(this.v1, zPos),
                                           this.color, this.normal, this.aabb)];
                } else { // t f t
                    let v21 = this.v2.correctPoint(this.v1, zPos);
                    let v22 = this.v2.correctPoint(this.v3, zPos);
                    return [new Triangle3D(this.v1, v21, v22, this.color, this.normal, this.aabb), 
                            new Triangle3D(v22, this.v3, this.v1, this.color, this.normal, this.aabb)];
                }
            } else {
                if (!v3Corr) { // t t f
                    let v31 = this.v3.correctPoint(this.v2, zPos);
                    let v32 = this.v3.correctPoint(this.v1, zPos);
                    return [new Triangle3D(this.v2, v31, v32, this.color, this.normal, this.aabb), 
                            new Triangle3D(v32, this.v1, this.v2, this.color, this.normal, this.aabb)];
                } else { // t t t
                    return [this];
                }
            }
        }
    }

    /**
     * Returns a triangle offset then with a rotation matrix applied
     * @param {Vector3D} vec Vector to offset by
     * @param {number[]} rotMat Rotation matrix to apply
     * @returns Triangle after all transformations
     */
    translate(vec, rotMat) {
        return new Triangle3D(this.v1.translate(vec, rotMat), 
                              this.v2.translate(vec, rotMat), 
                              this.v3.translate(vec, rotMat),
                              this.color, 
                              this.normal,
                              this.aabb);
    }
}

/**
 * Class representing a triangle in 2D space
 */
class Triangle2D {
    /**
     * Position of vertex 1
     */
    v1;
    /**
     * Position of vertex 2
     */
    v2;
    /**
     * Position of vertex 3
     */
    v3;

    /**
     * Color of the triangle
     */
    color;
    /**
     * Normal vector of the triangle in world space
     */
    normal;
    /**
     * Distance from the camera
     */
    distance;
    /**
     * Creates a triangle from 3 verticies in 2D space
     * @param {Vector2D} v1 Position of vertex 1
     * @param {Vector2D} v2 Position of vertex 2
     * @param {Vector2D} v3 Position of vertex 3
     * @param {Color} color Color of the triangle
     * @param {Vector3D} normal Normal vector in world space
     * @param {number} distance Distance from the camera in world space
     */
    constructor(v1, v2, v3, color, normal, distance) {
        this.v1 = v1;
        this.v2 = v2;
        this.v3 = v3;
        this.color = color;
        this.normal = normal;
        this.distance = distance;
    }
}

function mouseWheel(event) {
    if (isSpace) {
        spaceInstance.updateScale(event.delta, 1 / frameRate());
    }
}

function setup() {
    SCREEN_HEIGHT = windowHeight;
    SCREEN_WIDTH = windowWidth;
    
    createCanvas(SCREEN_WIDTH, SCREEN_HEIGHT);

    isSpace = true;
    spaceInstance = new Space(3);

    frameRate(30);

}

function draw() {
    let delta = 1 / frameRate();
    if (frameRate() < 5) {
        delta = 1 / 30;
    }

    if (isSpace) {
        spaceInstance.run(delta, new Vector2D(SCREEN_WIDTH, SCREEN_HEIGHT).mult(0.5), 1000);
    } else {
        planetInstance.run(delta);
    }
}

/**
 * Class representing a layer of perlin noise
 */
class PerlinLayer {
    /**
     * Size between each vertex of the perlin noise
     */
    scale;
    /**
     * 2D array containing the angles of each vertex
     */
    values;
    /**
     * Position of the corner in the negitive x & z and minimum y value
     */
    pos;

    /**
     * Creates a layer of perlin noise
     * @param {Vector3D} pos Position of the layer
     * @param {number} w Width of the layer
     * @param {number} h Height of the layer
     * @param {number} scale Size between each vertex
     */
    constructor(pos, w, h, scale) {
        let posx = floor(pos.x / scale) * scale;
        let posz = floor(pos.z / scale) * scale;
        this.pos = new Vector3D(posx, 0, posz);
        this.scale = scale;
        this.values = [];

        let row = 0;
        for (let i = this.pos.z; i < (ceil((pos.z + h) / this.scale) + 1) * this.scale; i+=this.scale) {
            this.values.push([]);
            for (let j = this.pos.x; j < (ceil((pos.x + w) / this.scale) + 1) * this.scale; j+=this.scale) {
                let angle = this.hash(j, i, scale);
                this.values[row].push(new Vector2D(cos(angle), sin(angle)));
            }
            row++;
        }
    }

    /**
     * Returns a deterministically random number based on the three input values
     * @param {number} x Number 1
     * @param {number} z Number 2
     * @param {number} seed Number 3
     * @returns A deterministic random number
     */
    hash(x, z, seed = 0) {
        let h = seed ^ Math.imul(x, 0x27d4eb2d) ^ Math.imul(z, 0x165667b1);
        h = Math.imul(h ^ (h >>> 15), 0x85ebca6b);
        h = Math.imul(h ^ (h >>> 13), 0xc2b2ae35);
        return ((h ^ (h >>> 16)) >>> 0) % TWO_PI;
    }

    /**
     * Returns the value of the perlin noise 
     * @param {Vector3D} pos 
     * @returns Value between 0 and 1
     */
    getValue(pos) {
        let x = (pos.x - this.pos.x) / this.scale;
        let z = (pos.z - this.pos.z) / this.scale;
        let x0 = floor(x);
        let z0 = floor(z);

        let sx = x - x0;
        let sz = z - z0;

        let left = this.dotGridGradient(x0, z0, x, z);
        let right = this.dotGridGradient(x0 + 1, z0, x, z);
        let h1 = this.interpolate(left, right, sx);

        left = this.dotGridGradient(x0, z0 + 1, x, z);
        right = this.dotGridGradient(x0 + 1, z0 + 1, x, z);
        let h2 = this.interpolate(left, right, sx);

        let v = this.interpolate(h1, h2, sz);
        
        return (v + 1) * 0.5;
    }

    /**
     * Returns a value somwhere between a0 and a1
     * @param {number} a0 Value from point 1
     * @param {number} a1 Value from point 2
     * @param {number} w Distance from a0 where 1 is at a1
     * @returns 
     */
    interpolate(a0, a1, w) {
        return (a1 - a0) * (3 - w * 2) * w * w + a0;
    }

    /**
     * Returns the dot product of the corner (ix,iz) and the relative position to (x,z)
     * @param {number} ix X value of the corner
     * @param {number} iz Z value of the corner
     * @param {number} x X value to calculate for
     * @param {number} z Z value to calculate for
     * @returns Dot product of the vector for point (ix, iz) and the vector to position (x, y)
     */
    dotGridGradient(ix, iz, x, z) {
        let gradient = this.values[iz][ix];
        let dx = x - ix;
        let dz = z - iz;

        return dx * gradient.x + dz * gradient.y;
    }
}

/**
 * Class representing perlin noise
 */
class PerlinNoise {
    /**
     * Array containing the layers of perlin noise
     */
    layers;
    /**
     * Array containing the weights of each layer of perlin noise
     */
    weights;

    constructor(scales, pos, w, h, weights) {
        this.weights = weights
        this.layers = [];
        for (let i = 0; i < scales.length; i++) {
            this.layers.push(new PerlinLayer(pos, w, h, scales[i]));
        }
    }

    getValue(pos) {
        let sum = 0;
        for (let i = 0; i < this.layers.length; i++) {
            sum += this.layers[i].getValue(pos) * this.weights[i];
        }
        return sum;
    }
}
